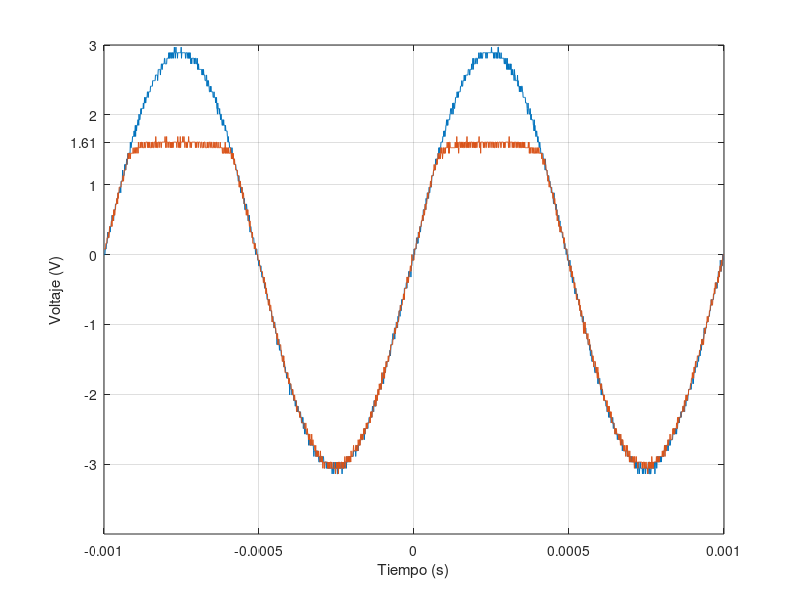

Here is the MATLAB script that generated this plot:
t=[-1.00E-03
-9.99E-04
-9.98E-04
-9.97E-04
-9.96E-04
-9.95E-04
-9.94E-04
-9.93E-04
-9.92E-04
-9.91E-04
-9.90E-04
-9.89E-04
-9.88E-04
-9.87E-04
-9.86E-04
-9.85E-04
-9.84E-04
-9.83E-04
-9.82E-04
-9.81E-04
-9.80E-04
-9.79E-04
-9.78E-04
-9.77E-04
-9.76E-04
-9.75E-04
-9.74E-04
-9.73E-04
-9.72E-04
-9.71E-04
-9.70E-04
-9.69E-04
-9.68E-04
-9.67E-04
-9.66E-04
-9.65E-04
-9.64E-04
-9.63E-04
-9.62E-04
-9.61E-04
-9.60E-04
-9.59E-04
-9.58E-04
-9.57E-04
-9.56E-04
-9.55E-04
-9.54E-04
-9.53E-04
-9.52E-04
-9.51E-04
-9.50E-04
-9.49E-04
-9.48E-04
-9.47E-04
-9.46E-04
-9.45E-04
-9.44E-04
-9.43E-04
-9.42E-04
-9.41E-04
-9.40E-04
-9.39E-04
-9.38E-04
-9.37E-04
-9.36E-04
-9.35E-04
-9.34E-04
-9.33E-04
-9.32E-04
-9.31E-04
-9.30E-04
-9.29E-04
-9.28E-04
-9.27E-04
-9.26E-04
-9.25E-04
-9.24E-04
-9.23E-04
-9.22E-04
-9.21E-04
-9.20E-04
-9.19E-04
-9.18E-04
-9.17E-04
-9.16E-04
-9.15E-04
-9.14E-04
-9.13E-04
-9.12E-04
-9.11E-04
-9.10E-04
-9.09E-04
-9.08E-04
-9.07E-04
-9.06E-04
-9.05E-04
-9.04E-04
-9.03E-04
-9.02E-04
-9.01E-04
-9.00E-04
-8.99E-04
-8.98E-04
-8.97E-04
-8.96E-04
-8.95E-04
-8.94E-04
-8.93E-04
-8.92E-04
-8.91E-04
-8.90E-04
-8.89E-04
-8.88E-04
-8.87E-04
-8.86E-04
-8.85E-04
-8.84E-04
-8.83E-04
-8.82E-04
-8.81E-04
-8.80E-04
-8.79E-04
-8.78E-04
-8.77E-04
-8.76E-04
-8.75E-04
-8.74E-04
-8.73E-04
-8.72E-04
-8.71E-04
-8.70E-04
-8.69E-04
-8.68E-04
-8.67E-04
-8.66E-04
-8.65E-04
-8.64E-04
-8.63E-04
-8.62E-04
-8.61E-04
-8.60E-04
-8.59E-04
-8.58E-04
-8.57E-04
-8.56E-04
-8.55E-04
-8.54E-04
-8.53E-04
-8.52E-04
-8.51E-04
-8.50E-04
-8.49E-04
-8.48E-04
-8.47E-04
-8.46E-04
-8.45E-04
-8.44E-04
-8.43E-04
-8.42E-04
-8.41E-04
-8.40E-04
-8.39E-04
-8.38E-04
-8.37E-04
-8.36E-04
-8.35E-04
-8.34E-04
-8.33E-04
-8.32E-04
-8.31E-04
-8.30E-04
-8.29E-04
-8.28E-04
-8.27E-04
-8.26E-04
-8.25E-04
-8.24E-04
-8.23E-04
-8.22E-04
-8.21E-04
-8.20E-04
-8.19E-04
-8.18E-04
-8.17E-04
-8.16E-04
-8.15E-04
-8.14E-04
-8.13E-04
-8.12E-04
-8.11E-04
-8.10E-04
-8.09E-04
-8.08E-04
-8.07E-04
-8.06E-04
-8.05E-04
-8.04E-04
-8.03E-04
-8.02E-04
-8.01E-04
-8.00E-04
-7.99E-04
-7.98E-04
-7.97E-04
-7.96E-04
-7.95E-04
-7.94E-04
-7.93E-04
-7.92E-04
-7.91E-04
-7.90E-04
-7.89E-04
-7.88E-04
-7.87E-04
-7.86E-04
-7.85E-04
-7.84E-04
-7.83E-04
-7.82E-04
-7.81E-04
-7.80E-04
-7.79E-04
-7.78E-04
-7.77E-04
-7.76E-04
-7.75E-04
-7.74E-04
-7.73E-04
-7.72E-04
-7.71E-04
-7.70E-04
-7.69E-04
-7.68E-04
-7.67E-04
-7.66E-04
-7.65E-04
-7.64E-04
-7.63E-04
-7.62E-04
-7.61E-04
-7.60E-04
-7.59E-04
-7.58E-04
-7.57E-04
-7.56E-04
-7.55E-04
-7.54E-04
-7.53E-04
-7.52E-04
-7.51E-04
-7.50E-04
-7.49E-04
-7.48E-04
-7.47E-04
-7.46E-04
-7.45E-04
-7.44E-04
-7.43E-04
-7.42E-04
-7.41E-04
-7.40E-04
-7.39E-04
-7.38E-04
-7.37E-04
-7.36E-04
-7.35E-04
-7.34E-04
-7.33E-04
-7.32E-04
-7.31E-04
-7.30E-04
-7.29E-04
-7.28E-04
-7.27E-04
-7.26E-04
-7.25E-04
-7.24E-04
-7.23E-04
-7.22E-04
-7.21E-04
-7.20E-04
-7.19E-04
-7.18E-04
-7.17E-04
-7.16E-04
-7.15E-04
-7.14E-04
-7.13E-04
-7.12E-04
-7.11E-04
-7.10E-04
-7.09E-04
-7.08E-04
-7.07E-04
-7.06E-04
-7.05E-04
-7.04E-04
-7.03E-04
-7.02E-04
-7.01E-04
-7.00E-04
-6.99E-04
-6.98E-04
-6.97E-04
-6.96E-04
-6.95E-04
-6.94E-04
-6.93E-04
-6.92E-04
-6.91E-04
-6.90E-04
-6.89E-04
-6.88E-04
-6.87E-04
-6.86E-04
-6.85E-04
-6.84E-04
-6.83E-04
-6.82E-04
-6.81E-04
-6.80E-04
-6.79E-04
-6.78E-04
-6.77E-04
-6.76E-04
-6.75E-04
-6.74E-04
-6.73E-04
-6.72E-04
-6.71E-04
-6.70E-04
-6.69E-04
-6.68E-04
-6.67E-04
-6.66E-04
-6.65E-04
-6.64E-04
-6.63E-04
-6.62E-04
-6.61E-04
-6.60E-04
-6.59E-04
-6.58E-04
-6.57E-04
-6.56E-04
-6.55E-04
-6.54E-04
-6.53E-04
-6.52E-04
-6.51E-04
-6.50E-04
-6.49E-04
-6.48E-04
-6.47E-04
-6.46E-04
-6.45E-04
-6.44E-04
-6.43E-04
-6.42E-04
-6.41E-04
-6.40E-04
-6.39E-04
-6.38E-04
-6.37E-04
-6.36E-04
-6.35E-04
-6.34E-04
-6.33E-04
-6.32E-04
-6.31E-04
-6.30E-04
-6.29E-04
-6.28E-04
-6.27E-04
-6.26E-04
-6.25E-04
-6.24E-04
-6.23E-04
-6.22E-04
-6.21E-04
-6.20E-04
-6.19E-04
-6.18E-04
-6.17E-04
-6.16E-04
-6.15E-04
-6.14E-04
-6.13E-04
-6.12E-04
-6.11E-04
-6.10E-04
-6.09E-04
-6.08E-04
-6.07E-04
-6.06E-04
-6.05E-04
-6.04E-04
-6.03E-04
-6.02E-04
-6.01E-04
-6.00E-04
-5.99E-04
-5.98E-04
-5.97E-04
-5.96E-04
-5.95E-04
-5.94E-04
-5.93E-04
-5.92E-04
-5.91E-04
-5.90E-04
-5.89E-04
-5.88E-04
-5.87E-04
-5.86E-04
-5.85E-04
-5.84E-04
-5.83E-04
-5.82E-04
-5.81E-04
-5.80E-04
-5.79E-04
-5.78E-04
-5.77E-04
-5.76E-04
-5.75E-04
-5.74E-04
-5.73E-04
-5.72E-04
-5.71E-04
-5.70E-04
-5.69E-04
-5.68E-04
-5.67E-04
-5.66E-04
-5.65E-04
-5.64E-04
-5.63E-04
-5.62E-04
-5.61E-04
-5.60E-04
-5.59E-04
-5.58E-04
-5.57E-04
-5.56E-04
-5.55E-04
-5.54E-04
-5.53E-04
-5.52E-04
-5.51E-04
-5.50E-04
-5.49E-04
-5.48E-04
-5.47E-04
-5.46E-04
-5.45E-04
-5.44E-04
-5.43E-04
-5.42E-04
-5.41E-04
-5.40E-04
-5.39E-04
-5.38E-04
-5.37E-04
-5.36E-04
-5.35E-04
-5.34E-04
-5.33E-04
-5.32E-04
-5.31E-04
-5.30E-04
-5.29E-04
-5.28E-04
-5.27E-04
-5.26E-04
-5.25E-04
-5.24E-04
-5.23E-04
-5.22E-04
-5.21E-04
-5.20E-04
-5.19E-04
-5.18E-04
-5.17E-04
-5.16E-04
-5.15E-04
-5.14E-04
-5.13E-04
-5.12E-04
-5.11E-04
-5.10E-04
-5.09E-04
-5.08E-04
-5.07E-04
-5.06E-04
-5.05E-04
-5.04E-04
-5.03E-04
-5.02E-04
-5.01E-04
-5.00E-04
-4.99E-04
-4.98E-04
-4.97E-04
-4.96E-04
-4.95E-04
-4.94E-04
-4.93E-04
-4.92E-04
-4.91E-04
-4.90E-04
-4.89E-04
-4.88E-04
-4.87E-04
-4.86E-04
-4.85E-04
-4.84E-04
-4.83E-04
-4.82E-04
-4.81E-04
-4.80E-04
-4.79E-04
-4.78E-04
-4.77E-04
-4.76E-04
-4.75E-04
-4.74E-04
-4.73E-04
-4.72E-04
-4.71E-04
-4.70E-04
-4.69E-04
-4.68E-04
-4.67E-04
-4.66E-04
-4.65E-04
-4.64E-04
-4.63E-04
-4.62E-04
-4.61E-04
-4.60E-04
-4.59E-04
-4.58E-04
-4.57E-04
-4.56E-04
-4.55E-04
-4.54E-04
-4.53E-04
-4.52E-04
-4.51E-04
-4.50E-04
-4.49E-04
-4.48E-04
-4.47E-04
-4.46E-04
-4.45E-04
-4.44E-04
-4.43E-04
-4.42E-04
-4.41E-04
-4.40E-04
-4.39E-04
-4.38E-04
-4.37E-04
-4.36E-04
-4.35E-04
-4.34E-04
-4.33E-04
-4.32E-04
-4.31E-04
-4.30E-04
-4.29E-04
-4.28E-04
-4.27E-04
-4.26E-04
-4.25E-04
-4.24E-04
-4.23E-04
-4.22E-04
-4.21E-04
-4.20E-04
-4.19E-04
-4.18E-04
-4.17E-04
-4.16E-04
-4.15E-04
-4.14E-04
-4.13E-04
-4.12E-04
-4.11E-04
-4.10E-04
-4.09E-04
-4.08E-04
-4.07E-04
-4.06E-04
-4.05E-04
-4.04E-04
-4.03E-04
-4.02E-04
-4.01E-04
-4.00E-04
-3.99E-04
-3.98E-04
-3.97E-04
-3.96E-04
-3.95E-04
-3.94E-04
-3.93E-04
-3.92E-04
-3.91E-04
-3.90E-04
-3.89E-04
-3.88E-04
-3.87E-04
-3.86E-04
-3.85E-04
-3.84E-04
-3.83E-04
-3.82E-04
-3.81E-04
-3.80E-04
-3.79E-04
-3.78E-04
-3.77E-04
-3.76E-04
-3.75E-04
-3.74E-04
-3.73E-04
-3.72E-04
-3.71E-04
-3.70E-04
-3.69E-04
-3.68E-04
-3.67E-04
-3.66E-04
-3.65E-04
-3.64E-04
-3.63E-04
-3.62E-04
-3.61E-04
-3.60E-04
-3.59E-04
-3.58E-04
-3.57E-04
-3.56E-04
-3.55E-04
-3.54E-04
-3.53E-04
-3.52E-04
-3.51E-04
-3.50E-04
-3.49E-04
-3.48E-04
-3.47E-04
-3.46E-04
-3.45E-04
-3.44E-04
-3.43E-04
-3.42E-04
-3.41E-04
-3.40E-04
-3.39E-04
-3.38E-04
-3.37E-04
-3.36E-04
-3.35E-04
-3.34E-04
-3.33E-04
-3.32E-04
-3.31E-04
-3.30E-04
-3.29E-04
-3.28E-04
-3.27E-04
-3.26E-04
-3.25E-04
-3.24E-04
-3.23E-04
-3.22E-04
-3.21E-04
-3.20E-04
-3.19E-04
-3.18E-04
-3.17E-04
-3.16E-04
-3.15E-04
-3.14E-04
-3.13E-04
-3.12E-04
-3.11E-04
-3.10E-04
-3.09E-04
-3.08E-04
-3.07E-04
-3.06E-04
-3.05E-04
-3.04E-04
-3.03E-04
-3.02E-04
-3.01E-04
-3.00E-04
-2.99E-04
-2.98E-04
-2.97E-04
-2.96E-04
-2.95E-04
-2.94E-04
-2.93E-04
-2.92E-04
-2.91E-04
-2.90E-04
-2.89E-04
-2.88E-04
-2.87E-04
-2.86E-04
-2.85E-04
-2.84E-04
-2.83E-04
-2.82E-04
-2.81E-04
-2.80E-04
-2.79E-04
-2.78E-04
-2.77E-04
-2.76E-04
-2.75E-04
-2.74E-04
-2.73E-04
-2.72E-04
-2.71E-04
-2.70E-04
-2.69E-04
-2.68E-04
-2.67E-04
-2.66E-04
-2.65E-04
-2.64E-04
-2.63E-04
-2.62E-04
-2.61E-04
-2.60E-04
-2.59E-04
-2.58E-04
-2.57E-04
-2.56E-04
-2.55E-04
-2.54E-04
-2.53E-04
-2.52E-04
-2.51E-04
-2.50E-04
-2.49E-04
-2.48E-04
-2.47E-04
-2.46E-04
-2.45E-04
-2.44E-04
-2.43E-04
-2.42E-04
-2.41E-04
-2.40E-04
-2.39E-04
-2.38E-04
-2.37E-04
-2.36E-04
-2.35E-04
-2.34E-04
-2.33E-04
-2.32E-04
-2.31E-04
-2.30E-04
-2.29E-04
-2.28E-04
-2.27E-04
-2.26E-04
-2.25E-04
-2.24E-04
-2.23E-04
-2.22E-04
-2.21E-04
-2.20E-04
-2.19E-04
-2.18E-04
-2.17E-04
-2.16E-04
-2.15E-04
-2.14E-04
-2.13E-04
-2.12E-04
-2.11E-04
-2.10E-04
-2.09E-04
-2.08E-04
-2.07E-04
-2.06E-04
-2.05E-04
-2.04E-04
-2.03E-04
-2.02E-04
-2.01E-04
-2.00E-04
-1.99E-04
-1.98E-04
-1.97E-04
-1.96E-04
-1.95E-04
-1.94E-04
-1.93E-04
-1.92E-04
-1.91E-04
-1.90E-04
-1.89E-04
-1.88E-04
-1.87E-04
-1.86E-04
-1.85E-04
-1.84E-04
-1.83E-04
-1.82E-04
-1.81E-04
-1.80E-04
-1.79E-04
-1.78E-04
-1.77E-04
-1.76E-04
-1.75E-04
-1.74E-04
-1.73E-04
-1.72E-04
-1.71E-04
-1.70E-04
-1.69E-04
-1.68E-04
-1.67E-04
-1.66E-04
-1.65E-04
-1.64E-04
-1.63E-04
-1.62E-04
-1.61E-04
-1.60E-04
-1.59E-04
-1.58E-04
-1.57E-04
-1.56E-04
-1.55E-04
-1.54E-04
-1.53E-04
-1.52E-04
-1.51E-04
-1.50E-04
-1.49E-04
-1.48E-04
-1.47E-04
-1.46E-04
-1.45E-04
-1.44E-04
-1.43E-04
-1.42E-04
-1.41E-04
-1.40E-04
-1.39E-04
-1.38E-04
-1.37E-04
-1.36E-04
-1.35E-04
-1.34E-04
-1.33E-04
-1.32E-04
-1.31E-04
-1.30E-04
-1.29E-04
-1.28E-04
-1.27E-04
-1.26E-04
-1.25E-04
-1.24E-04
-1.23E-04
-1.22E-04
-1.21E-04
-1.20E-04
-1.19E-04
-1.18E-04
-1.17E-04
-1.16E-04
-1.15E-04
-1.14E-04
-1.13E-04
-1.12E-04
-1.11E-04
-1.10E-04
-1.09E-04
-1.08E-04
-1.07E-04
-1.06E-04
-1.05E-04
-1.04E-04
-1.03E-04
-1.02E-04
-1.01E-04
-1.00E-04
-9.90E-05
-9.80E-05
-9.70E-05
-9.60E-05
-9.50E-05
-9.40E-05
-9.30E-05
-9.20E-05
-9.10E-05
-9.00E-05
-8.90E-05
-8.80E-05
-8.70E-05
-8.60E-05
-8.50E-05
-8.40E-05
-8.30E-05
-8.20E-05
-8.10E-05
-8.00E-05
-7.90E-05
-7.80E-05
-7.70E-05
-7.60E-05
-7.50E-05
-7.40E-05
-7.30E-05
-7.20E-05
-7.10E-05
-7.00E-05
-6.90E-05
-6.80E-05
-6.70E-05
-6.60E-05
-6.50E-05
-6.40E-05
-6.30E-05
-6.20E-05
-6.10E-05
-6.00E-05
-5.90E-05
-5.80E-05
-5.70E-05
-5.60E-05
-5.50E-05
-5.40E-05
-5.30E-05
-5.20E-05
-5.10E-05
-5.00E-05
-4.90E-05
-4.80E-05
-4.70E-05
-4.60E-05
-4.50E-05
-4.40E-05
-4.30E-05
-4.20E-05
-4.10E-05
-4.00E-05
-3.90E-05
-3.80E-05
-3.70E-05
-3.60E-05
-3.50E-05
-3.40E-05
-3.30E-05
-3.20E-05
-3.10E-05
-3.00E-05
-2.90E-05
-2.80E-05
-2.70E-05
-2.60E-05
-2.50E-05
-2.40E-05
-2.30E-05
-2.20E-05
-2.10E-05
-2.00E-05
-1.90E-05
-1.80E-05
-1.70E-05
-1.60E-05
-1.50E-05
-1.40E-05
-1.30E-05
-1.20E-05
-1.10E-05
-1.00E-05
-9.00E-06
-8.00E-06
-7.00E-06
-6.00E-06
-5.00E-06
-4.00E-06
-3.00E-06
-2.00E-06
-1.00E-06
0.00E+00
1.00E-06
2.00E-06
3.00E-06
4.00E-06
5.00E-06
6.00E-06
7.00E-06
8.00E-06
9.00E-06
1.00E-05
1.10E-05
1.20E-05
1.30E-05
1.40E-05
1.50E-05
1.60E-05
1.70E-05
1.80E-05
1.90E-05
2.00E-05
2.10E-05
2.20E-05
2.30E-05
2.40E-05
2.50E-05
2.60E-05
2.70E-05
2.80E-05
2.90E-05
3.00E-05
3.10E-05
3.20E-05
3.30E-05
3.40E-05
3.50E-05
3.60E-05
3.70E-05
3.80E-05
3.90E-05
4.00E-05
4.10E-05
4.20E-05
4.30E-05
4.40E-05
4.50E-05
4.60E-05
4.70E-05
4.80E-05
4.90E-05
5.00E-05
5.10E-05
5.20E-05
5.30E-05
5.40E-05
5.50E-05
5.60E-05
5.70E-05
5.80E-05
5.90E-05
6.00E-05
6.10E-05
6.20E-05
6.30E-05
6.40E-05
6.50E-05
6.60E-05
6.70E-05
6.80E-05
6.90E-05
7.00E-05
7.10E-05
7.20E-05
7.30E-05
7.40E-05
7.50E-05
7.60E-05
7.70E-05
7.80E-05
7.90E-05
8.00E-05
8.10E-05
8.20E-05
8.30E-05
8.40E-05
8.50E-05
8.60E-05
8.70E-05
8.80E-05
8.90E-05
9.00E-05
9.10E-05
9.20E-05
9.30E-05
9.40E-05
9.50E-05
9.60E-05
9.70E-05
9.80E-05
9.90E-05
1.00E-04
1.01E-04
1.02E-04
1.03E-04
1.04E-04
1.05E-04
1.06E-04
1.07E-04
1.08E-04
1.09E-04
1.10E-04
1.11E-04
1.12E-04
1.13E-04
1.14E-04
1.15E-04
1.16E-04
1.17E-04
1.18E-04
1.19E-04
1.20E-04
1.21E-04
1.22E-04
1.23E-04
1.24E-04
1.25E-04
1.26E-04
1.27E-04
1.28E-04
1.29E-04
1.30E-04
1.31E-04
1.32E-04
1.33E-04
1.34E-04
1.35E-04
1.36E-04
1.37E-04
1.38E-04
1.39E-04
1.40E-04
1.41E-04
1.42E-04
1.43E-04
1.44E-04
1.45E-04
1.46E-04
1.47E-04
1.48E-04
1.49E-04
1.50E-04
1.51E-04
1.52E-04
1.53E-04
1.54E-04
1.55E-04
1.56E-04
1.57E-04
1.58E-04
1.59E-04
1.60E-04
1.61E-04
1.62E-04
1.63E-04
1.64E-04
1.65E-04
1.66E-04
1.67E-04
1.68E-04
1.69E-04
1.70E-04
1.71E-04
1.72E-04
1.73E-04
1.74E-04
1.75E-04
1.76E-04
1.77E-04
1.78E-04
1.79E-04
1.80E-04
1.81E-04
1.82E-04
1.83E-04
1.84E-04
1.85E-04
1.86E-04
1.87E-04
1.88E-04
1.89E-04
1.90E-04
1.91E-04
1.92E-04
1.93E-04
1.94E-04
1.95E-04
1.96E-04
1.97E-04
1.98E-04
1.99E-04
2.00E-04
2.01E-04
2.02E-04
2.03E-04
2.04E-04
2.05E-04
2.06E-04
2.07E-04
2.08E-04
2.09E-04
2.10E-04
2.11E-04
2.12E-04
2.13E-04
2.14E-04
2.15E-04
2.16E-04
2.17E-04
2.18E-04
2.19E-04
2.20E-04
2.21E-04
2.22E-04
2.23E-04
2.24E-04
2.25E-04
2.26E-04
2.27E-04
2.28E-04
2.29E-04
2.30E-04
2.31E-04
2.32E-04
2.33E-04
2.34E-04
2.35E-04
2.36E-04
2.37E-04
2.38E-04
2.39E-04
2.40E-04
2.41E-04
2.42E-04
2.43E-04
2.44E-04
2.45E-04
2.46E-04
2.47E-04
2.48E-04
2.49E-04
2.50E-04
2.51E-04
2.52E-04
2.53E-04
2.54E-04
2.55E-04
2.56E-04
2.57E-04
2.58E-04
2.59E-04
2.60E-04
2.61E-04
2.62E-04
2.63E-04
2.64E-04
2.65E-04
2.66E-04
2.67E-04
2.68E-04
2.69E-04
2.70E-04
2.71E-04
2.72E-04
2.73E-04
2.74E-04
2.75E-04
2.76E-04
2.77E-04
2.78E-04
2.79E-04
2.80E-04
2.81E-04
2.82E-04
2.83E-04
2.84E-04
2.85E-04
2.86E-04
2.87E-04
2.88E-04
2.89E-04
2.90E-04
2.91E-04
2.92E-04
2.93E-04
2.94E-04
2.95E-04
2.96E-04
2.97E-04
2.98E-04
2.99E-04
3.00E-04
3.01E-04
3.02E-04
3.03E-04
3.04E-04
3.05E-04
3.06E-04
3.07E-04
3.08E-04
3.09E-04
3.10E-04
3.11E-04
3.12E-04
3.13E-04
3.14E-04
3.15E-04
3.16E-04
3.17E-04
3.18E-04
3.19E-04
3.20E-04
3.21E-04
3.22E-04
3.23E-04
3.24E-04
3.25E-04
3.26E-04
3.27E-04
3.28E-04
3.29E-04
3.30E-04
3.31E-04
3.32E-04
3.33E-04
3.34E-04
3.35E-04
3.36E-04
3.37E-04
3.38E-04
3.39E-04
3.40E-04
3.41E-04
3.42E-04
3.43E-04
3.44E-04
3.45E-04
3.46E-04
3.47E-04
3.48E-04
3.49E-04
3.50E-04
3.51E-04
3.52E-04
3.53E-04
3.54E-04
3.55E-04
3.56E-04
3.57E-04
3.58E-04
3.59E-04
3.60E-04
3.61E-04
3.62E-04
3.63E-04
3.64E-04
3.65E-04
3.66E-04
3.67E-04
3.68E-04
3.69E-04
3.70E-04
3.71E-04
3.72E-04
3.73E-04
3.74E-04
3.75E-04
3.76E-04
3.77E-04
3.78E-04
3.79E-04
3.80E-04
3.81E-04
3.82E-04
3.83E-04
3.84E-04
3.85E-04
3.86E-04
3.87E-04
3.88E-04
3.89E-04
3.90E-04
3.91E-04
3.92E-04
3.93E-04
3.94E-04
3.95E-04
3.96E-04
3.97E-04
3.98E-04
3.99E-04
4.00E-04
4.01E-04
4.02E-04
4.03E-04
4.04E-04
4.05E-04
4.06E-04
4.07E-04
4.08E-04
4.09E-04
4.10E-04
4.11E-04
4.12E-04
4.13E-04
4.14E-04
4.15E-04
4.16E-04
4.17E-04
4.18E-04
4.19E-04
4.20E-04
4.21E-04
4.22E-04
4.23E-04
4.24E-04
4.25E-04
4.26E-04
4.27E-04
4.28E-04
4.29E-04
4.30E-04
4.31E-04
4.32E-04
4.33E-04
4.34E-04
4.35E-04
4.36E-04
4.37E-04
4.38E-04
4.39E-04
4.40E-04
4.41E-04
4.42E-04
4.43E-04
4.44E-04
4.45E-04
4.46E-04
4.47E-04
4.48E-04
4.49E-04
4.50E-04
4.51E-04
4.52E-04
4.53E-04
4.54E-04
4.55E-04
4.56E-04
4.57E-04
4.58E-04
4.59E-04
4.60E-04
4.61E-04
4.62E-04
4.63E-04
4.64E-04
4.65E-04
4.66E-04
4.67E-04
4.68E-04
4.69E-04
4.70E-04
4.71E-04
4.72E-04
4.73E-04
4.74E-04
4.75E-04
4.76E-04
4.77E-04
4.78E-04
4.79E-04
4.80E-04
4.81E-04
4.82E-04
4.83E-04
4.84E-04
4.85E-04
4.86E-04
4.87E-04
4.88E-04
4.89E-04
4.90E-04
4.91E-04
4.92E-04
4.93E-04
4.94E-04
4.95E-04
4.96E-04
4.97E-04
4.98E-04
4.99E-04
5.00E-04
5.01E-04
5.02E-04
5.03E-04
5.04E-04
5.05E-04
5.06E-04
5.07E-04
5.08E-04
5.09E-04
5.10E-04
5.11E-04
5.12E-04
5.13E-04
5.14E-04
5.15E-04
5.16E-04
5.17E-04
5.18E-04
5.19E-04
5.20E-04
5.21E-04
5.22E-04
5.23E-04
5.24E-04
5.25E-04
5.26E-04
5.27E-04
5.28E-04
5.29E-04
5.30E-04
5.31E-04
5.32E-04
5.33E-04
5.34E-04
5.35E-04
5.36E-04
5.37E-04
5.38E-04
5.39E-04
5.40E-04
5.41E-04
5.42E-04
5.43E-04
5.44E-04
5.45E-04
5.46E-04
5.47E-04
5.48E-04
5.49E-04
5.50E-04
5.51E-04
5.52E-04
5.53E-04
5.54E-04
5.55E-04
5.56E-04
5.57E-04
5.58E-04
5.59E-04
5.60E-04
5.61E-04
5.62E-04
5.63E-04
5.64E-04
5.65E-04
5.66E-04
5.67E-04
5.68E-04
5.69E-04
5.70E-04
5.71E-04
5.72E-04
5.73E-04
5.74E-04
5.75E-04
5.76E-04
5.77E-04
5.78E-04
5.79E-04
5.80E-04
5.81E-04
5.82E-04
5.83E-04
5.84E-04
5.85E-04
5.86E-04
5.87E-04
5.88E-04
5.89E-04
5.90E-04
5.91E-04
5.92E-04
5.93E-04
5.94E-04
5.95E-04
5.96E-04
5.97E-04
5.98E-04
5.99E-04
6.00E-04
6.01E-04
6.02E-04
6.03E-04
6.04E-04
6.05E-04
6.06E-04
6.07E-04
6.08E-04
6.09E-04
6.10E-04
6.11E-04
6.12E-04
6.13E-04
6.14E-04
6.15E-04
6.16E-04
6.17E-04
6.18E-04
6.19E-04
6.20E-04
6.21E-04
6.22E-04
6.23E-04
6.24E-04
6.25E-04
6.26E-04
6.27E-04
6.28E-04
6.29E-04
6.30E-04
6.31E-04
6.32E-04
6.33E-04
6.34E-04
6.35E-04
6.36E-04
6.37E-04
6.38E-04
6.39E-04
6.40E-04
6.41E-04
6.42E-04
6.43E-04
6.44E-04
6.45E-04
6.46E-04
6.47E-04
6.48E-04
6.49E-04
6.50E-04
6.51E-04
6.52E-04
6.53E-04
6.54E-04
6.55E-04
6.56E-04
6.57E-04
6.58E-04
6.59E-04
6.60E-04
6.61E-04
6.62E-04
6.63E-04
6.64E-04
6.65E-04
6.66E-04
6.67E-04
6.68E-04
6.69E-04
6.70E-04
6.71E-04
6.72E-04
6.73E-04
6.74E-04
6.75E-04
6.76E-04
6.77E-04
6.78E-04
6.79E-04
6.80E-04
6.81E-04
6.82E-04
6.83E-04
6.84E-04
6.85E-04
6.86E-04
6.87E-04
6.88E-04
6.89E-04
6.90E-04
6.91E-04
6.92E-04
6.93E-04
6.94E-04
6.95E-04
6.96E-04
6.97E-04
6.98E-04
6.99E-04
7.00E-04
7.01E-04
7.02E-04
7.03E-04
7.04E-04
7.05E-04
7.06E-04
7.07E-04
7.08E-04
7.09E-04
7.10E-04
7.11E-04
7.12E-04
7.13E-04
7.14E-04
7.15E-04
7.16E-04
7.17E-04
7.18E-04
7.19E-04
7.20E-04
7.21E-04
7.22E-04
7.23E-04
7.24E-04
7.25E-04
7.26E-04
7.27E-04
7.28E-04
7.29E-04
7.30E-04
7.31E-04
7.32E-04
7.33E-04
7.34E-04
7.35E-04
7.36E-04
7.37E-04
7.38E-04
7.39E-04
7.40E-04
7.41E-04
7.42E-04
7.43E-04
7.44E-04
7.45E-04
7.46E-04
7.47E-04
7.48E-04
7.49E-04
7.50E-04
7.51E-04
7.52E-04
7.53E-04
7.54E-04
7.55E-04
7.56E-04
7.57E-04
7.58E-04
7.59E-04
7.60E-04
7.61E-04
7.62E-04
7.63E-04
7.64E-04
7.65E-04
7.66E-04
7.67E-04
7.68E-04
7.69E-04
7.70E-04
7.71E-04
7.72E-04
7.73E-04
7.74E-04
7.75E-04
7.76E-04
7.77E-04
7.78E-04
7.79E-04
7.80E-04
7.81E-04
7.82E-04
7.83E-04
7.84E-04
7.85E-04
7.86E-04
7.87E-04
7.88E-04
7.89E-04
7.90E-04
7.91E-04
7.92E-04
7.93E-04
7.94E-04
7.95E-04
7.96E-04
7.97E-04
7.98E-04
7.99E-04
8.00E-04
8.01E-04
8.02E-04
8.03E-04
8.04E-04
8.05E-04
8.06E-04
8.07E-04
8.08E-04
8.09E-04
8.10E-04
8.11E-04
8.12E-04
8.13E-04
8.14E-04
8.15E-04
8.16E-04
8.17E-04
8.18E-04
8.19E-04
8.20E-04
8.21E-04
8.22E-04
8.23E-04
8.24E-04
8.25E-04
8.26E-04
8.27E-04
8.28E-04
8.29E-04
8.30E-04
8.31E-04
8.32E-04
8.33E-04
8.34E-04
8.35E-04
8.36E-04
8.37E-04
8.38E-04
8.39E-04
8.40E-04
8.41E-04
8.42E-04
8.43E-04
8.44E-04
8.45E-04
8.46E-04
8.47E-04
8.48E-04
8.49E-04
8.50E-04
8.51E-04
8.52E-04
8.53E-04
8.54E-04
8.55E-04
8.56E-04
8.57E-04
8.58E-04
8.59E-04
8.60E-04
8.61E-04
8.62E-04
8.63E-04
8.64E-04
8.65E-04
8.66E-04
8.67E-04
8.68E-04
8.69E-04
8.70E-04
8.71E-04
8.72E-04
8.73E-04
8.74E-04
8.75E-04
8.76E-04
8.77E-04
8.78E-04
8.79E-04
8.80E-04
8.81E-04
8.82E-04
8.83E-04
8.84E-04
8.85E-04
8.86E-04
8.87E-04
8.88E-04
8.89E-04
8.90E-04
8.91E-04
8.92E-04
8.93E-04
8.94E-04
8.95E-04
8.96E-04
8.97E-04
8.98E-04
8.99E-04
9.00E-04
9.01E-04
9.02E-04
9.03E-04
9.04E-04
9.05E-04
9.06E-04
9.07E-04
9.08E-04
9.09E-04
9.10E-04
9.11E-04
9.12E-04
9.13E-04
9.14E-04
9.15E-04
9.16E-04
9.17E-04
9.18E-04
9.19E-04
9.20E-04
9.21E-04
9.22E-04
9.23E-04
9.24E-04
9.25E-04
9.26E-04
9.27E-04
9.28E-04
9.29E-04
9.30E-04
9.31E-04
9.32E-04
9.33E-04
9.34E-04
9.35E-04
9.36E-04
9.37E-04
9.38E-04
9.39E-04
9.40E-04
9.41E-04
9.42E-04
9.43E-04
9.44E-04
9.45E-04
9.46E-04
9.47E-04
9.48E-04
9.49E-04
9.50E-04
9.51E-04
9.52E-04
9.53E-04
9.54E-04
9.55E-04
9.56E-04
9.57E-04
9.58E-04
9.59E-04
9.60E-04
9.61E-04
9.62E-04
9.63E-04
9.64E-04
9.65E-04
9.66E-04
9.67E-04
9.68E-04
9.69E-04
9.70E-04
9.71E-04
9.72E-04
9.73E-04
9.74E-04
9.75E-04
9.76E-04
9.77E-04
9.78E-04
9.79E-04
9.80E-04
9.81E-04
9.82E-04
9.83E-04
9.84E-04
9.85E-04
9.86E-04
9.87E-04
9.88E-04
9.89E-04
9.90E-04
9.91E-04
9.92E-04
9.93E-04
9.94E-04
9.95E-04
9.96E-04
9.97E-04
9.98E-04
9.99E-04];
x=[0.00E+00
0.00E+00
0.00E+00
0.00E+00
8.04E-02
8.04E-02
8.04E-02
8.04E-02
1.61E-01
1.61E-01
1.61E-01
2.41E-01
3.22E-01
2.41E-01
2.41E-01
2.41E-01
3.22E-01
3.22E-01
3.22E-01
4.02E-01
3.22E-01
4.02E-01
4.02E-01
4.02E-01
4.82E-01
4.82E-01
5.63E-01
4.82E-01
4.82E-01
5.63E-01
5.63E-01
4.82E-01
5.63E-01
5.63E-01
6.43E-01
6.43E-01
6.43E-01
7.24E-01
7.24E-01
7.24E-01
7.24E-01
7.24E-01
8.04E-01
8.04E-01
8.04E-01
8.84E-01
8.84E-01
8.84E-01
8.84E-01
8.84E-01
8.84E-01
9.65E-01
9.65E-01
9.65E-01
8.84E-01
1.05E+00
1.05E+00
1.05E+00
1.05E+00
1.05E+00
1.21E+00
1.13E+00
1.13E+00
1.13E+00
1.13E+00
1.13E+00
1.21E+00
1.29E+00
1.21E+00
1.29E+00
1.21E+00
1.29E+00
1.29E+00
1.37E+00
1.29E+00
1.29E+00
1.37E+00
1.45E+00
1.37E+00
1.45E+00
1.45E+00
1.45E+00
1.45E+00
1.45E+00
1.45E+00
1.61E+00
1.53E+00
1.53E+00
1.53E+00
1.61E+00
1.61E+00
1.61E+00
1.69E+00
1.69E+00
1.69E+00
1.69E+00
1.69E+00
1.77E+00
1.69E+00
1.77E+00
1.77E+00
1.85E+00
1.69E+00
1.85E+00
1.85E+00
1.77E+00
1.85E+00
1.85E+00
1.85E+00
1.93E+00
1.93E+00
1.93E+00
1.85E+00
2.01E+00
1.93E+00
1.93E+00
1.93E+00
2.01E+00
2.01E+00
2.09E+00
2.01E+00
2.09E+00
2.09E+00
2.09E+00
2.09E+00
2.09E+00
2.09E+00
2.17E+00
2.09E+00
2.17E+00
2.17E+00
2.25E+00
2.17E+00
2.25E+00
2.17E+00
2.17E+00
2.25E+00
2.25E+00
2.25E+00
2.25E+00
2.33E+00
2.33E+00
2.25E+00
2.25E+00
2.33E+00
2.33E+00
2.33E+00
2.33E+00
2.33E+00
2.33E+00
2.41E+00
2.41E+00
2.41E+00
2.41E+00
2.41E+00
2.41E+00
2.41E+00
2.49E+00
2.49E+00
2.49E+00
2.49E+00
2.49E+00
2.49E+00
2.49E+00
2.49E+00
2.49E+00
2.57E+00
2.57E+00
2.57E+00
2.57E+00
2.57E+00
2.57E+00
2.57E+00
2.49E+00
2.57E+00
2.65E+00
2.65E+00
2.65E+00
2.65E+00
2.65E+00
2.65E+00
2.65E+00
2.57E+00
2.65E+00
2.65E+00
2.73E+00
2.73E+00
2.65E+00
2.65E+00
2.73E+00
2.73E+00
2.73E+00
2.73E+00
2.73E+00
2.73E+00
2.81E+00
2.81E+00
2.73E+00
2.73E+00
2.73E+00
2.73E+00
2.73E+00
2.73E+00
2.81E+00
2.81E+00
2.81E+00
2.81E+00
2.81E+00
2.81E+00
2.89E+00
2.81E+00
2.89E+00
2.81E+00
2.81E+00
2.89E+00
2.89E+00
2.81E+00
2.81E+00
2.89E+00
2.89E+00
2.81E+00
2.89E+00
2.89E+00
2.89E+00
2.81E+00
2.89E+00
2.89E+00
2.97E+00
2.89E+00
2.89E+00
2.81E+00
2.89E+00
2.97E+00
2.89E+00
2.89E+00
2.89E+00
2.89E+00
2.81E+00
2.89E+00
2.89E+00
2.89E+00
2.89E+00
2.89E+00
2.89E+00
2.89E+00
2.89E+00
2.89E+00
2.89E+00
2.89E+00
2.97E+00
2.81E+00
2.89E+00
2.89E+00
2.89E+00
2.89E+00
2.89E+00
2.89E+00
2.89E+00
2.89E+00
2.89E+00
2.89E+00
2.89E+00
2.89E+00
2.81E+00
2.81E+00
2.89E+00
2.89E+00
2.89E+00
2.89E+00
2.89E+00
2.81E+00
2.81E+00
2.81E+00
2.89E+00
2.81E+00
2.89E+00
2.81E+00
2.81E+00
2.89E+00
2.81E+00
2.73E+00
2.81E+00
2.81E+00
2.73E+00
2.81E+00
2.81E+00
2.81E+00
2.81E+00
2.81E+00
2.81E+00
2.81E+00
2.73E+00
2.81E+00
2.73E+00
2.73E+00
2.81E+00
2.81E+00
2.81E+00
2.73E+00
2.73E+00
2.73E+00
2.81E+00
2.65E+00
2.73E+00
2.65E+00
2.73E+00
2.65E+00
2.65E+00
2.65E+00
2.65E+00
2.65E+00
2.65E+00
2.65E+00
2.65E+00
2.65E+00
2.65E+00
2.57E+00
2.65E+00
2.57E+00
2.65E+00
2.57E+00
2.65E+00
2.57E+00
2.57E+00
2.57E+00
2.57E+00
2.49E+00
2.49E+00
2.49E+00
2.49E+00
2.57E+00
2.57E+00
2.41E+00
2.49E+00
2.49E+00
2.41E+00
2.49E+00
2.49E+00
2.41E+00
2.41E+00
2.33E+00
2.33E+00
2.33E+00
2.41E+00
2.33E+00
2.41E+00
2.33E+00
2.33E+00
2.33E+00
2.33E+00
2.33E+00
2.33E+00
2.25E+00
2.25E+00
2.25E+00
2.33E+00
2.25E+00
2.25E+00
2.25E+00
2.25E+00
2.17E+00
2.25E+00
2.17E+00
2.25E+00
2.09E+00
2.09E+00
2.01E+00
2.17E+00
2.09E+00
2.09E+00
2.09E+00
2.09E+00
2.01E+00
2.09E+00
2.01E+00
2.01E+00
1.93E+00
2.01E+00
2.01E+00
1.93E+00
1.93E+00
1.85E+00
1.85E+00
1.93E+00
1.93E+00
1.85E+00
1.93E+00
1.85E+00
1.85E+00
1.85E+00
1.85E+00
1.77E+00
1.85E+00
1.77E+00
1.77E+00
1.77E+00
1.77E+00
1.77E+00
1.69E+00
1.69E+00
1.61E+00
1.69E+00
1.61E+00
1.61E+00
1.61E+00
1.53E+00
1.53E+00
1.53E+00
1.53E+00
1.53E+00
1.53E+00
1.45E+00
1.45E+00
1.53E+00
1.45E+00
1.37E+00
1.37E+00
1.37E+00
1.37E+00
1.37E+00
1.37E+00
1.29E+00
1.29E+00
1.29E+00
1.29E+00
1.29E+00
1.21E+00
1.21E+00
1.21E+00
1.21E+00
1.13E+00
1.13E+00
1.13E+00
1.05E+00
1.05E+00
1.13E+00
1.05E+00
1.05E+00
1.05E+00
1.05E+00
9.65E-01
8.84E-01
9.65E-01
8.84E-01
8.84E-01
9.65E-01
8.84E-01
8.84E-01
8.84E-01
8.04E-01
8.04E-01
8.04E-01
7.24E-01
8.04E-01
6.43E-01
6.43E-01
6.43E-01
7.24E-01
6.43E-01
7.24E-01
7.24E-01
6.43E-01
6.43E-01
5.63E-01
5.63E-01
4.82E-01
5.63E-01
4.82E-01
4.82E-01
5.63E-01
4.02E-01
3.22E-01
4.02E-01
4.02E-01
4.02E-01
3.22E-01
3.22E-01
3.22E-01
2.41E-01
2.41E-01
2.41E-01
2.41E-01
2.41E-01
2.41E-01
1.61E-01
1.61E-01
1.61E-01
1.61E-01
8.04E-02
0.00E+00
8.04E-02
8.04E-02
8.04E-02
8.04E-02
0.00E+00
0.00E+00
-8.04E-02
-8.04E-02
-8.04E-02
-1.61E-01
-1.61E-01
-8.04E-02
-1.61E-01
-1.61E-01
-1.61E-01
-2.41E-01
-1.61E-01
-2.41E-01
-2.41E-01
-3.22E-01
-3.22E-01
-3.22E-01
-3.22E-01
-3.22E-01
-3.22E-01
-4.02E-01
-4.02E-01
-4.02E-01
-4.82E-01
-4.02E-01
-4.82E-01
-4.82E-01
-4.82E-01
-4.82E-01
-5.63E-01
-5.63E-01
-6.43E-01
-6.43E-01
-6.43E-01
-6.43E-01
-6.43E-01
-7.24E-01
-6.43E-01
-7.24E-01
-7.24E-01
-8.04E-01
-8.04E-01
-8.04E-01
-8.04E-01
-8.04E-01
-8.04E-01
-8.84E-01
-8.84E-01
-9.65E-01
-8.84E-01
-8.84E-01
-9.65E-01
-9.65E-01
-1.05E+00
-1.05E+00
-9.65E-01
-9.65E-01
-1.05E+00
-1.05E+00
-1.13E+00
-1.13E+00
-1.13E+00
-1.13E+00
-1.29E+00
-1.21E+00
-1.29E+00
-1.29E+00
-1.29E+00
-1.29E+00
-1.21E+00
-1.29E+00
-1.37E+00
-1.29E+00
-1.37E+00
-1.37E+00
-1.37E+00
-1.37E+00
-1.45E+00
-1.45E+00
-1.45E+00
-1.45E+00
-1.45E+00
-1.45E+00
-1.53E+00
-1.45E+00
-1.61E+00
-1.61E+00
-1.53E+00
-1.61E+00
-1.61E+00
-1.61E+00
-1.69E+00
-1.69E+00
-1.69E+00
-1.77E+00
-1.69E+00
-1.69E+00
-1.77E+00
-1.77E+00
-1.77E+00
-1.77E+00
-1.85E+00
-1.85E+00
-1.85E+00
-2.01E+00
-1.85E+00
-1.85E+00
-1.85E+00
-1.93E+00
-1.93E+00
-1.93E+00
-2.01E+00
-2.01E+00
-1.93E+00
-2.01E+00
-2.01E+00
-2.01E+00
-2.09E+00
-2.01E+00
-2.09E+00
-2.09E+00
-2.09E+00
-2.17E+00
-2.09E+00
-2.17E+00
-2.09E+00
-2.17E+00
-2.17E+00
-2.25E+00
-2.17E+00
-2.25E+00
-2.17E+00
-2.25E+00
-2.25E+00
-2.25E+00
-2.25E+00
-2.25E+00
-2.33E+00
-2.33E+00
-2.25E+00
-2.33E+00
-2.33E+00
-2.41E+00
-2.41E+00
-2.33E+00
-2.41E+00
-2.33E+00
-2.33E+00
-2.49E+00
-2.41E+00
-2.49E+00
-2.41E+00
-2.57E+00
-2.49E+00
-2.49E+00
-2.49E+00
-2.57E+00
-2.57E+00
-2.57E+00
-2.57E+00
-2.57E+00
-2.57E+00
-2.57E+00
-2.57E+00
-2.57E+00
-2.73E+00
-2.65E+00
-2.65E+00
-2.65E+00
-2.73E+00
-2.65E+00
-2.73E+00
-2.73E+00
-2.65E+00
-2.73E+00
-2.73E+00
-2.73E+00
-2.73E+00
-2.73E+00
-2.73E+00
-2.73E+00
-2.81E+00
-2.89E+00
-2.81E+00
-2.81E+00
-2.81E+00
-2.81E+00
-2.81E+00
-2.89E+00
-2.89E+00
-2.81E+00
-2.81E+00
-2.89E+00
-2.81E+00
-2.81E+00
-2.89E+00
-2.89E+00
-2.89E+00
-2.97E+00
-2.97E+00
-2.97E+00
-2.89E+00
-2.97E+00
-2.89E+00
-2.89E+00
-2.97E+00
-2.89E+00
-2.89E+00
-2.97E+00
-2.97E+00
-2.89E+00
-2.89E+00
-2.89E+00
-2.89E+00
-2.97E+00
-2.97E+00
-2.97E+00
-3.06E+00
-2.97E+00
-2.97E+00
-2.97E+00
-2.97E+00
-2.97E+00
-3.06E+00
-2.97E+00
-3.06E+00
-2.97E+00
-2.97E+00
-3.06E+00
-3.06E+00
-3.06E+00
-3.06E+00
-3.06E+00
-2.97E+00
-3.06E+00
-3.06E+00
-3.06E+00
-3.06E+00
-3.06E+00
-2.97E+00
-3.06E+00
-3.14E+00
-3.06E+00
-3.06E+00
-3.06E+00
-2.97E+00
-3.14E+00
-3.06E+00
-3.06E+00
-3.06E+00
-3.06E+00
-2.97E+00
-3.06E+00
-3.06E+00
-3.06E+00
-3.06E+00
-3.06E+00
-2.97E+00
-3.14E+00
-3.14E+00
-3.06E+00
-2.97E+00
-2.97E+00
-3.06E+00
-3.06E+00
-3.06E+00
-2.97E+00
-3.06E+00
-3.06E+00
-3.06E+00
-3.06E+00
-2.97E+00
-3.06E+00
-3.14E+00
-3.06E+00
-2.97E+00
-3.06E+00
-2.97E+00
-3.06E+00
-2.97E+00
-3.06E+00
-2.97E+00
-2.97E+00
-2.97E+00
-2.97E+00
-2.97E+00
-2.97E+00
-3.06E+00
-2.89E+00
-2.97E+00
-2.97E+00
-2.97E+00
-2.97E+00
-2.89E+00
-2.89E+00
-2.97E+00
-2.97E+00
-2.89E+00
-2.89E+00
-2.97E+00
-2.89E+00
-2.89E+00
-2.89E+00
-2.89E+00
-2.89E+00
-2.89E+00
-2.89E+00
-2.89E+00
-2.89E+00
-2.89E+00
-2.81E+00
-2.81E+00
-2.81E+00
-2.81E+00
-2.81E+00
-2.81E+00
-2.81E+00
-2.89E+00
-2.81E+00
-2.73E+00
-2.81E+00
-2.81E+00
-2.81E+00
-2.73E+00
-2.73E+00
-2.81E+00
-2.73E+00
-2.73E+00
-2.73E+00
-2.73E+00
-2.73E+00
-2.65E+00
-2.65E+00
-2.65E+00
-2.65E+00
-2.65E+00
-2.65E+00
-2.57E+00
-2.57E+00
-2.65E+00
-2.65E+00
-2.57E+00
-2.57E+00
-2.57E+00
-2.49E+00
-2.65E+00
-2.49E+00
-2.57E+00
-2.49E+00
-2.49E+00
-2.49E+00
-2.49E+00
-2.49E+00
-2.49E+00
-2.49E+00
-2.41E+00
-2.49E+00
-2.41E+00
-2.41E+00
-2.41E+00
-2.33E+00
-2.33E+00
-2.33E+00
-2.33E+00
-2.33E+00
-2.33E+00
-2.33E+00
-2.33E+00
-2.25E+00
-2.33E+00
-2.25E+00
-2.17E+00
-2.25E+00
-2.25E+00
-2.17E+00
-2.25E+00
-2.09E+00
-2.09E+00
-2.17E+00
-2.17E+00
-2.09E+00
-2.17E+00
-2.17E+00
-2.09E+00
-2.09E+00
-2.09E+00
-2.01E+00
-2.01E+00
-2.01E+00
-2.01E+00
-1.93E+00
-1.93E+00
-1.93E+00
-1.93E+00
-1.93E+00
-1.93E+00
-1.85E+00
-1.85E+00
-1.85E+00
-1.93E+00
-1.85E+00
-1.85E+00
-1.85E+00
-1.77E+00
-1.77E+00
-1.69E+00
-1.77E+00
-1.85E+00
-1.69E+00
-1.77E+00
-1.69E+00
-1.69E+00
-1.69E+00
-1.69E+00
-1.61E+00
-1.61E+00
-1.53E+00
-1.61E+00
-1.53E+00
-1.53E+00
-1.53E+00
-1.53E+00
-1.53E+00
-1.53E+00
-1.45E+00
-1.45E+00
-1.45E+00
-1.37E+00
-1.37E+00
-1.45E+00
-1.37E+00
-1.29E+00
-1.29E+00
-1.29E+00
-1.29E+00
-1.21E+00
-1.21E+00
-1.13E+00
-1.21E+00
-1.21E+00
-1.21E+00
-1.13E+00
-1.05E+00
-1.21E+00
-1.05E+00
-1.13E+00
-1.05E+00
-1.05E+00
-9.65E-01
-1.05E+00
-9.65E-01
-9.65E-01
-1.05E+00
-8.84E-01
-8.84E-01
-9.65E-01
-8.84E-01
-8.04E-01
-8.04E-01
-8.04E-01
-8.84E-01
-7.24E-01
-7.24E-01
-8.04E-01
-8.04E-01
-6.43E-01
-6.43E-01
-6.43E-01
-6.43E-01
-6.43E-01
-6.43E-01
-6.43E-01
-5.63E-01
-6.43E-01
-4.82E-01
-4.82E-01
-4.82E-01
-4.82E-01
-4.82E-01
-4.82E-01
-4.02E-01
-4.02E-01
-4.82E-01
-4.02E-01
-3.22E-01
-4.02E-01
-3.22E-01
-3.22E-01
-2.41E-01
-3.22E-01
-2.41E-01
-2.41E-01
-2.41E-01
-2.41E-01
-2.41E-01
-3.22E-01
-2.41E-01
-1.61E-01
-1.61E-01
-8.04E-02
-8.04E-02
-8.04E-02
0.00E+00
-8.04E-02
0.00E+00
8.04E-02
8.04E-02
0.00E+00
8.04E-02
8.04E-02
8.04E-02
8.04E-02
8.04E-02
2.41E-01
1.61E-01
1.61E-01
1.61E-01
2.41E-01
1.61E-01
3.22E-01
2.41E-01
3.22E-01
3.22E-01
3.22E-01
4.02E-01
4.02E-01
3.22E-01
4.02E-01
4.02E-01
4.82E-01
4.82E-01
4.82E-01
4.82E-01
5.63E-01
4.82E-01
6.43E-01
6.43E-01
6.43E-01
6.43E-01
6.43E-01
6.43E-01
7.24E-01
7.24E-01
6.43E-01
8.04E-01
7.24E-01
8.04E-01
8.04E-01
8.84E-01
8.04E-01
8.84E-01
8.84E-01
8.04E-01
8.84E-01
9.65E-01
8.84E-01
8.84E-01
9.65E-01
9.65E-01
9.65E-01
1.05E+00
9.65E-01
1.05E+00
1.13E+00
1.13E+00
1.13E+00
1.13E+00
1.13E+00
1.21E+00
1.21E+00
1.21E+00
1.21E+00
1.21E+00
1.29E+00
1.29E+00
1.37E+00
1.29E+00
1.29E+00
1.37E+00
1.37E+00
1.37E+00
1.37E+00
1.37E+00
1.45E+00
1.37E+00
1.53E+00
1.45E+00
1.53E+00
1.53E+00
1.45E+00
1.53E+00
1.53E+00
1.61E+00
1.61E+00
1.61E+00
1.61E+00
1.61E+00
1.61E+00
1.69E+00
1.69E+00
1.69E+00
1.77E+00
1.69E+00
1.77E+00
1.77E+00
1.69E+00
1.77E+00
1.77E+00
1.85E+00
1.85E+00
1.93E+00
1.85E+00
1.85E+00
1.93E+00
1.85E+00
1.93E+00
1.93E+00
1.93E+00
1.93E+00
1.93E+00
1.93E+00
2.01E+00
2.01E+00
2.09E+00
2.09E+00
2.09E+00
2.09E+00
2.01E+00
2.09E+00
2.09E+00
2.17E+00
2.01E+00
2.09E+00
2.17E+00
2.17E+00
2.09E+00
2.09E+00
2.17E+00
2.17E+00
2.25E+00
2.25E+00
2.25E+00
2.25E+00
2.25E+00
2.33E+00
2.25E+00
2.25E+00
2.33E+00
2.25E+00
2.33E+00
2.33E+00
2.33E+00
2.33E+00
2.33E+00
2.33E+00
2.41E+00
2.41E+00
2.41E+00
2.41E+00
2.49E+00
2.41E+00
2.41E+00
2.41E+00
2.49E+00
2.49E+00
2.49E+00
2.49E+00
2.57E+00
2.49E+00
2.49E+00
2.57E+00
2.49E+00
2.57E+00
2.57E+00
2.57E+00
2.57E+00
2.57E+00
2.57E+00
2.57E+00
2.57E+00
2.65E+00
2.65E+00
2.65E+00
2.65E+00
2.57E+00
2.57E+00
2.65E+00
2.65E+00
2.65E+00
2.65E+00
2.65E+00
2.73E+00
2.65E+00
2.73E+00
2.73E+00
2.81E+00
2.65E+00
2.73E+00
2.81E+00
2.73E+00
2.73E+00
2.73E+00
2.73E+00
2.73E+00
2.81E+00
2.81E+00
2.81E+00
2.81E+00
2.73E+00
2.73E+00
2.81E+00
2.81E+00
2.81E+00
2.81E+00
2.89E+00
2.81E+00
2.81E+00
2.81E+00
2.89E+00
2.89E+00
2.81E+00
2.81E+00
2.89E+00
2.81E+00
2.81E+00
2.81E+00
2.81E+00
2.89E+00
2.89E+00
2.89E+00
2.89E+00
2.89E+00
2.89E+00
2.89E+00
2.89E+00
2.89E+00
2.89E+00
2.81E+00
2.89E+00
2.89E+00
2.89E+00
2.81E+00
2.89E+00
2.89E+00
2.89E+00
2.89E+00
2.89E+00
2.89E+00
2.89E+00
2.89E+00
2.89E+00
2.89E+00
2.89E+00
2.89E+00
2.89E+00
2.97E+00
2.89E+00
2.89E+00
2.89E+00
2.89E+00
2.89E+00
2.89E+00
2.81E+00
2.89E+00
2.89E+00
2.81E+00
2.89E+00
2.89E+00
2.89E+00
2.89E+00
2.81E+00
2.89E+00
2.89E+00
2.81E+00
2.89E+00
2.81E+00
2.97E+00
2.97E+00
2.89E+00
2.89E+00
2.81E+00
2.89E+00
2.81E+00
2.81E+00
2.81E+00
2.81E+00
2.89E+00
2.81E+00
2.81E+00
2.81E+00
2.81E+00
2.81E+00
2.81E+00
2.81E+00
2.81E+00
2.81E+00
2.73E+00
2.73E+00
2.81E+00
2.81E+00
2.73E+00
2.73E+00
2.81E+00
2.73E+00
2.65E+00
2.73E+00
2.81E+00
2.65E+00
2.65E+00
2.73E+00
2.65E+00
2.73E+00
2.73E+00
2.65E+00
2.65E+00
2.65E+00
2.73E+00
2.65E+00
2.73E+00
2.57E+00
2.65E+00
2.65E+00
2.57E+00
2.65E+00
2.65E+00
2.57E+00
2.57E+00
2.57E+00
2.49E+00
2.65E+00
2.57E+00
2.57E+00
2.49E+00
2.49E+00
2.49E+00
2.49E+00
2.49E+00
2.49E+00
2.49E+00
2.57E+00
2.41E+00
2.49E+00
2.41E+00
2.41E+00
2.41E+00
2.33E+00
2.41E+00
2.41E+00
2.33E+00
2.41E+00
2.33E+00
2.33E+00
2.41E+00
2.41E+00
2.41E+00
2.33E+00
2.33E+00
2.25E+00
2.25E+00
2.25E+00
2.25E+00
2.25E+00
2.25E+00
2.25E+00
2.25E+00
2.17E+00
2.17E+00
2.17E+00
2.17E+00
2.17E+00
2.09E+00
2.01E+00
2.09E+00
2.17E+00
2.09E+00
2.09E+00
2.01E+00
2.01E+00
2.01E+00
2.09E+00
2.09E+00
2.01E+00
1.93E+00
2.01E+00
1.93E+00
1.93E+00
1.93E+00
1.93E+00
1.93E+00
1.93E+00
1.85E+00
1.85E+00
1.77E+00
1.93E+00
1.77E+00
1.85E+00
1.77E+00
1.77E+00
1.69E+00
1.69E+00
1.77E+00
1.77E+00
1.69E+00
1.69E+00
1.61E+00
1.69E+00
1.61E+00
1.61E+00
1.61E+00
1.53E+00
1.61E+00
1.61E+00
1.53E+00
1.53E+00
1.45E+00
1.45E+00
1.45E+00
1.45E+00
1.45E+00
1.45E+00
1.45E+00
1.45E+00
1.37E+00
1.37E+00
1.37E+00
1.37E+00
1.29E+00
1.29E+00
1.21E+00
1.37E+00
1.21E+00
1.21E+00
1.21E+00
1.21E+00
1.21E+00
1.13E+00
1.13E+00
1.13E+00
1.05E+00
1.13E+00
1.13E+00
1.05E+00
1.05E+00
1.05E+00
1.05E+00
9.65E-01
9.65E-01
9.65E-01
8.84E-01
9.65E-01
8.84E-01
8.84E-01
8.84E-01
8.84E-01
8.04E-01
7.24E-01
8.04E-01
8.84E-01
7.24E-01
7.24E-01
7.24E-01
7.24E-01
6.43E-01
6.43E-01
7.24E-01
5.63E-01
6.43E-01
5.63E-01
5.63E-01
5.63E-01
4.82E-01
4.82E-01
5.63E-01
4.82E-01
4.02E-01
4.02E-01
4.82E-01
3.22E-01
4.02E-01
4.02E-01
3.22E-01
3.22E-01
3.22E-01
3.22E-01
2.41E-01
2.41E-01
2.41E-01
2.41E-01
2.41E-01
1.61E-01
8.04E-02
1.61E-01
1.61E-01
8.04E-02
8.04E-02
8.04E-02
0.00E+00
8.04E-02
8.04E-02
0.00E+00
-8.04E-02
0.00E+00
-8.04E-02
-8.04E-02
-1.61E-01
-8.04E-02
-1.61E-01
-1.61E-01
-8.04E-02
-1.61E-01
-2.41E-01
-1.61E-01
-3.22E-01
-2.41E-01
-3.22E-01
-3.22E-01
-4.02E-01
-3.22E-01
-4.02E-01
-4.02E-01
-3.22E-01
-4.02E-01
-4.02E-01
-4.82E-01
-5.63E-01
-4.82E-01
-5.63E-01
-4.82E-01
-5.63E-01
-5.63E-01
-5.63E-01
-6.43E-01
-5.63E-01
-6.43E-01
-6.43E-01
-6.43E-01
-6.43E-01
-7.24E-01
-7.24E-01
-7.24E-01
-7.24E-01
-8.04E-01
-8.04E-01
-8.04E-01
-8.84E-01
-8.04E-01
-8.84E-01
-8.84E-01
-9.65E-01
-9.65E-01
-9.65E-01
-8.84E-01
-9.65E-01
-9.65E-01
-1.05E+00
-1.05E+00
-1.05E+00
-1.13E+00
-1.13E+00
-1.05E+00
-1.13E+00
-1.13E+00
-1.13E+00
-1.21E+00
-1.21E+00
-1.21E+00
-1.21E+00
-1.29E+00
-1.29E+00
-1.29E+00
-1.29E+00
-1.29E+00
-1.37E+00
-1.29E+00
-1.45E+00
-1.45E+00
-1.37E+00
-1.37E+00
-1.37E+00
-1.53E+00
-1.45E+00
-1.53E+00
-1.53E+00
-1.53E+00
-1.53E+00
-1.53E+00
-1.61E+00
-1.61E+00
-1.69E+00
-1.69E+00
-1.69E+00
-1.69E+00
-1.61E+00
-1.69E+00
-1.69E+00
-1.69E+00
-1.69E+00
-1.69E+00
-1.85E+00
-1.77E+00
-1.77E+00
-1.85E+00
-1.85E+00
-1.85E+00
-1.77E+00
-1.85E+00
-1.85E+00
-1.93E+00
-1.93E+00
-2.01E+00
-1.85E+00
-2.01E+00
-2.01E+00
-1.93E+00
-2.01E+00
-2.01E+00
-2.01E+00
-2.01E+00
-2.09E+00
-2.09E+00
-2.09E+00
-2.09E+00
-2.09E+00
-2.09E+00
-2.17E+00
-2.17E+00
-2.17E+00
-2.17E+00
-2.25E+00
-2.17E+00
-2.25E+00
-2.25E+00
-2.25E+00
-2.33E+00
-2.25E+00
-2.33E+00
-2.25E+00
-2.33E+00
-2.33E+00
-2.33E+00
-2.33E+00
-2.41E+00
-2.33E+00
-2.33E+00
-2.41E+00
-2.41E+00
-2.33E+00
-2.41E+00
-2.49E+00
-2.41E+00
-2.41E+00
-2.49E+00
-2.49E+00
-2.49E+00
-2.57E+00
-2.49E+00
-2.57E+00
-2.57E+00
-2.57E+00
-2.57E+00
-2.57E+00
-2.65E+00
-2.57E+00
-2.57E+00
-2.57E+00
-2.65E+00
-2.57E+00
-2.65E+00
-2.65E+00
-2.57E+00
-2.65E+00
-2.65E+00
-2.65E+00
-2.65E+00
-2.65E+00
-2.73E+00
-2.65E+00
-2.81E+00
-2.73E+00
-2.73E+00
-2.81E+00
-2.81E+00
-2.81E+00
-2.81E+00
-2.81E+00
-2.81E+00
-2.81E+00
-2.81E+00
-2.81E+00
-2.81E+00
-2.81E+00
-2.81E+00
-2.81E+00
-2.89E+00
-2.81E+00
-2.89E+00
-2.89E+00
-2.89E+00
-2.89E+00
-2.89E+00
-2.89E+00
-2.97E+00
-2.97E+00
-2.89E+00
-2.97E+00
-2.97E+00
-2.89E+00
-2.97E+00
-2.89E+00
-2.97E+00
-2.97E+00
-2.97E+00
-2.97E+00
-2.97E+00
-2.97E+00
-2.97E+00
-2.97E+00
-2.97E+00
-2.97E+00
-3.06E+00
-2.97E+00
-2.97E+00
-3.06E+00
-2.97E+00
-2.97E+00
-3.06E+00
-3.06E+00
-3.14E+00
-3.06E+00
-3.06E+00
-2.97E+00
-3.06E+00
-3.14E+00
-3.06E+00
-3.06E+00
-2.97E+00
-3.06E+00
-3.06E+00
-3.06E+00
-3.06E+00
-3.06E+00
-3.06E+00
-3.14E+00
-3.06E+00
-3.06E+00
-3.06E+00
-3.14E+00
-3.06E+00
-3.06E+00
-3.06E+00
-3.06E+00
-3.06E+00
-3.14E+00
-3.06E+00
-3.06E+00
-3.06E+00
-3.06E+00
-3.06E+00
-3.06E+00
-3.14E+00
-3.06E+00
-2.97E+00
-2.97E+00
-3.14E+00
-3.14E+00
-2.97E+00
-2.97E+00
-3.06E+00
-3.14E+00
-3.14E+00
-3.06E+00
-3.06E+00
-3.06E+00
-3.06E+00
-3.06E+00
-3.06E+00
-3.06E+00
-3.06E+00
-3.06E+00
-3.06E+00
-2.97E+00
-2.97E+00
-3.14E+00
-3.06E+00
-2.97E+00
-2.97E+00
-2.97E+00
-2.97E+00
-3.06E+00
-2.97E+00
-2.89E+00
-2.97E+00
-2.89E+00
-2.89E+00
-2.97E+00
-2.97E+00
-2.89E+00
-2.97E+00
-2.97E+00
-2.97E+00
-2.89E+00
-2.97E+00
-2.89E+00
-2.97E+00
-2.89E+00
-2.89E+00
-2.89E+00
-2.89E+00
-2.89E+00
-2.89E+00
-2.81E+00
-2.89E+00
-2.81E+00
-2.81E+00
-2.81E+00
-2.73E+00
-2.81E+00
-2.73E+00
-2.81E+00
-2.73E+00
-2.73E+00
-2.81E+00
-2.73E+00
-2.73E+00
-2.73E+00
-2.81E+00
-2.73E+00
-2.73E+00
-2.65E+00
-2.73E+00
-2.73E+00
-2.73E+00
-2.73E+00
-2.65E+00
-2.65E+00
-2.65E+00
-2.65E+00
-2.65E+00
-2.65E+00
-2.65E+00
-2.57E+00
-2.57E+00
-2.57E+00
-2.57E+00
-2.49E+00
-2.57E+00
-2.57E+00
-2.49E+00
-2.49E+00
-2.57E+00
-2.49E+00
-2.49E+00
-2.57E+00
-2.49E+00
-2.49E+00
-2.49E+00
-2.41E+00
-2.41E+00
-2.41E+00
-2.33E+00
-2.33E+00
-2.41E+00
-2.33E+00
-2.33E+00
-2.33E+00
-2.33E+00
-2.25E+00
-2.33E+00
-2.25E+00
-2.25E+00
-2.25E+00
-2.25E+00
-2.25E+00
-2.17E+00
-2.17E+00
-2.25E+00
-2.17E+00
-2.17E+00
-2.25E+00
-2.09E+00
-2.09E+00
-2.09E+00
-2.17E+00
-2.09E+00
-2.01E+00
-2.09E+00
-2.01E+00
-2.09E+00
-2.09E+00
-2.01E+00
-2.01E+00
-1.93E+00
-1.93E+00
-1.93E+00
-1.93E+00
-1.93E+00
-1.93E+00
-1.85E+00
-1.85E+00
-1.93E+00
-1.85E+00
-1.85E+00
-1.85E+00
-1.77E+00
-1.77E+00
-1.77E+00
-1.85E+00
-1.77E+00
-1.69E+00
-1.69E+00
-1.61E+00
-1.69E+00
-1.69E+00
-1.61E+00
-1.53E+00
-1.61E+00
-1.61E+00
-1.61E+00
-1.61E+00
-1.61E+00
-1.53E+00
-1.53E+00
-1.45E+00
-1.53E+00
-1.45E+00
-1.45E+00
-1.45E+00
-1.37E+00
-1.45E+00
-1.37E+00
-1.29E+00
-1.37E+00
-1.37E+00
-1.29E+00
-1.29E+00
-1.29E+00
-1.21E+00
-1.21E+00
-1.21E+00
-1.21E+00
-1.13E+00
-1.05E+00
-1.13E+00
-1.13E+00
-1.05E+00
-1.13E+00
-1.05E+00
-1.05E+00
-1.05E+00
-9.65E-01
-9.65E-01
-9.65E-01
-9.65E-01
-9.65E-01
-8.84E-01
-8.84E-01
-8.84E-01
-8.84E-01
-8.84E-01
-8.04E-01
-8.04E-01
-8.04E-01
-7.24E-01
-7.24E-01
-6.43E-01
-7.24E-01
-7.24E-01
-6.43E-01
-6.43E-01
-6.43E-01
-6.43E-01
-6.43E-01
-5.63E-01
-5.63E-01
-5.63E-01
-5.63E-01
-4.82E-01
-4.82E-01
-4.02E-01
-4.82E-01
-4.02E-01
-4.02E-01
-4.82E-01
-4.82E-01
-4.02E-01
-3.22E-01
-3.22E-01
-2.41E-01
-3.22E-01
-3.22E-01
-2.41E-01
-2.41E-01
-2.41E-01
-8.04E-02
-1.61E-01
-2.41E-01
-2.41E-01
-1.61E-01
-1.61E-01
-1.61E-01
-1.61E-01
0.00E+00
-8.04E-02
0.00E+00
0.00E+00];
y=[8.04E-02
8.04E-02
8.04E-02
8.04E-02
8.04E-02
8.04E-02
1.61E-01
1.61E-01
1.61E-01
1.61E-01
2.41E-01
2.41E-01
2.41E-01
2.41E-01
3.22E-01
2.41E-01
2.41E-01
3.22E-01
4.02E-01
4.02E-01
4.02E-01
4.02E-01
4.02E-01
4.02E-01
4.82E-01
4.82E-01
4.02E-01
5.63E-01
4.82E-01
5.63E-01
4.82E-01
6.43E-01
6.43E-01
6.43E-01
5.63E-01
5.63E-01
6.43E-01
6.43E-01
7.24E-01
7.24E-01
7.24E-01
8.04E-01
8.04E-01
8.04E-01
7.24E-01
8.84E-01
8.04E-01
8.84E-01
8.84E-01
9.65E-01
9.65E-01
9.65E-01
9.65E-01
9.65E-01
9.65E-01
9.65E-01
1.05E+00
1.05E+00
1.05E+00
1.05E+00
1.05E+00
1.13E+00
1.13E+00
1.05E+00
1.13E+00
1.21E+00
1.21E+00
1.21E+00
1.21E+00
1.21E+00
1.21E+00
1.29E+00
1.29E+00
1.29E+00
1.29E+00
1.37E+00
1.37E+00
1.37E+00
1.45E+00
1.37E+00
1.45E+00
1.37E+00
1.45E+00
1.45E+00
1.45E+00
1.37E+00
1.45E+00
1.45E+00
1.45E+00
1.45E+00
1.45E+00
1.45E+00
1.45E+00
1.45E+00
1.53E+00
1.45E+00
1.45E+00
1.45E+00
1.45E+00
1.53E+00
1.53E+00
1.53E+00
1.45E+00
1.53E+00
1.53E+00
1.53E+00
1.45E+00
1.53E+00
1.53E+00
1.53E+00
1.45E+00
1.61E+00
1.53E+00
1.53E+00
1.53E+00
1.53E+00
1.53E+00
1.61E+00
1.53E+00
1.53E+00
1.61E+00
1.61E+00
1.53E+00
1.53E+00
1.53E+00
1.61E+00
1.53E+00
1.53E+00
1.53E+00
1.53E+00
1.53E+00
1.61E+00
1.53E+00
1.53E+00
1.53E+00
1.61E+00
1.61E+00
1.61E+00
1.61E+00
1.61E+00
1.61E+00
1.53E+00
1.61E+00
1.53E+00
1.61E+00
1.61E+00
1.53E+00
1.61E+00
1.61E+00
1.53E+00
1.53E+00
1.53E+00
1.53E+00
1.53E+00
1.61E+00
1.53E+00
1.61E+00
1.61E+00
1.53E+00
1.53E+00
1.53E+00
1.61E+00
1.61E+00
1.61E+00
1.61E+00
1.53E+00
1.61E+00
1.69E+00
1.61E+00
1.53E+00
1.61E+00
1.61E+00
1.53E+00
1.53E+00
1.61E+00
1.61E+00
1.61E+00
1.61E+00
1.53E+00
1.61E+00
1.61E+00
1.61E+00
1.61E+00
1.61E+00
1.53E+00
1.53E+00
1.61E+00
1.61E+00
1.61E+00
1.61E+00
1.61E+00
1.61E+00
1.61E+00
1.61E+00
1.61E+00
1.61E+00
1.61E+00
1.69E+00
1.61E+00
1.53E+00
1.61E+00
1.61E+00
1.69E+00
1.53E+00
1.61E+00
1.61E+00
1.61E+00
1.61E+00
1.61E+00
1.53E+00
1.61E+00
1.61E+00
1.61E+00
1.61E+00
1.53E+00
1.61E+00
1.53E+00
1.61E+00
1.53E+00
1.61E+00
1.53E+00
1.61E+00
1.61E+00
1.53E+00
1.61E+00
1.61E+00
1.61E+00
1.61E+00
1.61E+00
1.61E+00
1.61E+00
1.61E+00
1.61E+00
1.61E+00
1.61E+00
1.53E+00
1.61E+00
1.61E+00
1.69E+00
1.61E+00
1.61E+00
1.53E+00
1.61E+00
1.61E+00
1.53E+00
1.53E+00
1.69E+00
1.53E+00
1.61E+00
1.61E+00
1.61E+00
1.61E+00
1.61E+00
1.61E+00
1.69E+00
1.61E+00
1.61E+00
1.61E+00
1.69E+00
1.61E+00
1.61E+00
1.53E+00
1.61E+00
1.61E+00
1.61E+00
1.61E+00
1.53E+00
1.61E+00
1.61E+00
1.53E+00
1.61E+00
1.61E+00
1.61E+00
1.69E+00
1.61E+00
1.61E+00
1.61E+00
1.61E+00
1.53E+00
1.61E+00
1.61E+00
1.61E+00
1.53E+00
1.61E+00
1.61E+00
1.61E+00
1.61E+00
1.61E+00
1.61E+00
1.61E+00
1.61E+00
1.61E+00
1.61E+00
1.61E+00
1.61E+00
1.53E+00
1.61E+00
1.61E+00
1.53E+00
1.61E+00
1.61E+00
1.61E+00
1.61E+00
1.61E+00
1.53E+00
1.61E+00
1.61E+00
1.61E+00
1.61E+00
1.61E+00
1.61E+00
1.53E+00
1.53E+00
1.53E+00
1.61E+00
1.61E+00
1.61E+00
1.53E+00
1.53E+00
1.53E+00
1.53E+00
1.61E+00
1.53E+00
1.61E+00
1.61E+00
1.61E+00
1.61E+00
1.53E+00
1.53E+00
1.53E+00
1.53E+00
1.53E+00
1.53E+00
1.61E+00
1.53E+00
1.61E+00
1.61E+00
1.53E+00
1.53E+00
1.53E+00
1.61E+00
1.61E+00
1.61E+00
1.61E+00
1.53E+00
1.53E+00
1.53E+00
1.61E+00
1.61E+00
1.53E+00
1.53E+00
1.53E+00
1.53E+00
1.53E+00
1.61E+00
1.61E+00
1.53E+00
1.53E+00
1.61E+00
1.53E+00
1.53E+00
1.53E+00
1.61E+00
1.61E+00
1.53E+00
1.53E+00
1.53E+00
1.53E+00
1.61E+00
1.53E+00
1.53E+00
1.53E+00
1.53E+00
1.53E+00
1.53E+00
1.61E+00
1.53E+00
1.53E+00
1.53E+00
1.53E+00
1.53E+00
1.53E+00
1.45E+00
1.45E+00
1.53E+00
1.45E+00
1.45E+00
1.45E+00
1.53E+00
1.53E+00
1.45E+00
1.61E+00
1.45E+00
1.53E+00
1.45E+00
1.45E+00
1.53E+00
1.53E+00
1.45E+00
1.45E+00
1.53E+00
1.45E+00
1.53E+00
1.45E+00
1.45E+00
1.45E+00
1.45E+00
1.45E+00
1.53E+00
1.45E+00
1.45E+00
1.37E+00
1.45E+00
1.45E+00
1.37E+00
1.45E+00
1.37E+00
1.45E+00
1.37E+00
1.29E+00
1.29E+00
1.37E+00
1.29E+00
1.29E+00
1.29E+00
1.21E+00
1.21E+00
1.21E+00
1.21E+00
1.21E+00
1.21E+00
1.13E+00
1.13E+00
1.13E+00
1.13E+00
1.05E+00
9.65E-01
1.05E+00
9.65E-01
1.05E+00
1.05E+00
9.65E-01
9.65E-01
9.65E-01
8.84E-01
9.65E-01
8.84E-01
8.04E-01
8.84E-01
8.84E-01
8.84E-01
8.04E-01
7.24E-01
7.24E-01
7.24E-01
7.24E-01
7.24E-01
6.43E-01
6.43E-01
5.63E-01
6.43E-01
6.43E-01
5.63E-01
5.63E-01
6.43E-01
5.63E-01
4.82E-01
4.82E-01
4.82E-01
4.02E-01
4.02E-01
4.82E-01
4.02E-01
3.22E-01
3.22E-01
3.22E-01
3.22E-01
3.22E-01
2.41E-01
3.22E-01
1.61E-01
1.61E-01
1.61E-01
1.61E-01
1.61E-01
8.04E-02
1.61E-01
1.61E-01
1.61E-01
8.04E-02
8.04E-02
8.04E-02
0.00E+00
0.00E+00
0.00E+00
0.00E+00
0.00E+00
-8.04E-02
-8.04E-02
-8.04E-02
-8.04E-02
-8.04E-02
-1.61E-01
-1.61E-01
-1.61E-01
-2.41E-01
-2.41E-01
-2.41E-01
-2.41E-01
-2.41E-01
-2.41E-01
-2.41E-01
-3.22E-01
-3.22E-01
-4.02E-01
-4.02E-01
-4.02E-01
-3.22E-01
-4.02E-01
-4.02E-01
-4.82E-01
-4.02E-01
-5.63E-01
-4.82E-01
-4.82E-01
-5.63E-01
-5.63E-01
-5.63E-01
-6.43E-01
-6.43E-01
-7.24E-01
-7.24E-01
-6.43E-01
-6.43E-01
-6.43E-01
-8.04E-01
-7.24E-01
-7.24E-01
-7.24E-01
-8.04E-01
-8.04E-01
-8.04E-01
-9.65E-01
-9.65E-01
-8.84E-01
-9.65E-01
-9.65E-01
-9.65E-01
-9.65E-01
-1.05E+00
-9.65E-01
-1.05E+00
-1.05E+00
-1.05E+00
-1.05E+00
-1.13E+00
-1.13E+00
-1.13E+00
-1.21E+00
-1.13E+00
-1.13E+00
-1.29E+00
-1.21E+00
-1.21E+00
-1.29E+00
-1.29E+00
-1.29E+00
-1.29E+00
-1.29E+00
-1.29E+00
-1.29E+00
-1.37E+00
-1.37E+00
-1.45E+00
-1.45E+00
-1.53E+00
-1.53E+00
-1.53E+00
-1.45E+00
-1.53E+00
-1.45E+00
-1.61E+00
-1.53E+00
-1.61E+00
-1.69E+00
-1.69E+00
-1.69E+00
-1.69E+00
-1.69E+00
-1.69E+00
-1.69E+00
-1.69E+00
-1.77E+00
-1.69E+00
-1.77E+00
-1.77E+00
-1.85E+00
-1.77E+00
-1.77E+00
-1.85E+00
-1.85E+00
-1.85E+00
-1.85E+00
-1.85E+00
-1.93E+00
-1.93E+00
-1.93E+00
-1.93E+00
-2.01E+00
-1.93E+00
-2.01E+00
-2.01E+00
-2.01E+00
-2.09E+00
-2.01E+00
-2.01E+00
-2.09E+00
-2.09E+00
-2.09E+00
-2.09E+00
-2.09E+00
-2.25E+00
-2.17E+00
-2.17E+00
-2.17E+00
-2.17E+00
-2.25E+00
-2.25E+00
-2.25E+00
-2.25E+00
-2.25E+00
-2.33E+00
-2.25E+00
-2.33E+00
-2.33E+00
-2.33E+00
-2.33E+00
-2.33E+00
-2.41E+00
-2.41E+00
-2.41E+00
-2.41E+00
-2.41E+00
-2.41E+00
-2.41E+00
-2.41E+00
-2.49E+00
-2.49E+00
-2.49E+00
-2.49E+00
-2.49E+00
-2.41E+00
-2.49E+00
-2.57E+00
-2.57E+00
-2.57E+00
-2.49E+00
-2.57E+00
-2.57E+00
-2.57E+00
-2.65E+00
-2.57E+00
-2.57E+00
-2.65E+00
-2.57E+00
-2.73E+00
-2.65E+00
-2.65E+00
-2.73E+00
-2.65E+00
-2.57E+00
-2.65E+00
-2.73E+00
-2.73E+00
-2.65E+00
-2.73E+00
-2.73E+00
-2.73E+00
-2.73E+00
-2.73E+00
-2.81E+00
-2.81E+00
-2.81E+00
-2.73E+00
-2.89E+00
-2.81E+00
-2.81E+00
-2.89E+00
-2.81E+00
-2.89E+00
-2.89E+00
-2.89E+00
-2.81E+00
-2.89E+00
-2.89E+00
-2.89E+00
-2.89E+00
-2.97E+00
-2.81E+00
-2.89E+00
-2.89E+00
-2.89E+00
-2.97E+00
-2.89E+00
-2.89E+00
-2.97E+00
-3.06E+00
-2.97E+00
-2.97E+00
-2.97E+00
-2.97E+00
-3.06E+00
-2.97E+00
-2.97E+00
-2.97E+00
-2.97E+00
-2.97E+00
-2.97E+00
-2.97E+00
-2.97E+00
-2.97E+00
-3.06E+00
-3.06E+00
-2.97E+00
-3.06E+00
-2.97E+00
-3.06E+00
-3.06E+00
-2.97E+00
-3.06E+00
-2.97E+00
-2.97E+00
-2.97E+00
-2.97E+00
-3.06E+00
-2.97E+00
-3.06E+00
-3.06E+00
-3.06E+00
-3.06E+00
-3.06E+00
-3.06E+00
-3.06E+00
-2.97E+00
-3.06E+00
-3.06E+00
-3.06E+00
-3.14E+00
-3.06E+00
-3.06E+00
-2.97E+00
-3.06E+00
-3.06E+00
-2.97E+00
-3.06E+00
-2.97E+00
-3.14E+00
-2.97E+00
-3.06E+00
-3.06E+00
-2.97E+00
-2.97E+00
-3.06E+00
-3.06E+00
-3.06E+00
-2.97E+00
-2.97E+00
-2.97E+00
-3.06E+00
-2.97E+00
-3.06E+00
-3.06E+00
-2.97E+00
-3.06E+00
-3.06E+00
-2.97E+00
-2.97E+00
-2.89E+00
-2.97E+00
-3.06E+00
-2.97E+00
-2.97E+00
-2.97E+00
-2.89E+00
-2.97E+00
-2.89E+00
-2.89E+00
-2.97E+00
-2.97E+00
-2.89E+00
-2.89E+00
-2.97E+00
-2.89E+00
-2.97E+00
-2.89E+00
-2.89E+00
-2.97E+00
-2.81E+00
-2.89E+00
-2.89E+00
-2.89E+00
-2.89E+00
-2.89E+00
-2.81E+00
-2.81E+00
-2.73E+00
-2.81E+00
-2.81E+00
-2.81E+00
-2.81E+00
-2.81E+00
-2.81E+00
-2.73E+00
-2.73E+00
-2.81E+00
-2.81E+00
-2.73E+00
-2.73E+00
-2.73E+00
-2.81E+00
-2.65E+00
-2.73E+00
-2.73E+00
-2.73E+00
-2.65E+00
-2.65E+00
-2.73E+00
-2.65E+00
-2.57E+00
-2.57E+00
-2.57E+00
-2.65E+00
-2.65E+00
-2.65E+00
-2.57E+00
-2.65E+00
-2.57E+00
-2.57E+00
-2.49E+00
-2.57E+00
-2.49E+00
-2.57E+00
-2.57E+00
-2.49E+00
-2.49E+00
-2.49E+00
-2.41E+00
-2.49E+00
-2.41E+00
-2.49E+00
-2.41E+00
-2.41E+00
-2.41E+00
-2.41E+00
-2.41E+00
-2.41E+00
-2.41E+00
-2.33E+00
-2.33E+00
-2.41E+00
-2.25E+00
-2.33E+00
-2.25E+00
-2.25E+00
-2.33E+00
-2.25E+00
-2.25E+00
-2.25E+00
-2.25E+00
-2.17E+00
-2.17E+00
-2.17E+00
-2.09E+00
-2.09E+00
-2.09E+00
-2.17E+00
-2.01E+00
-2.17E+00
-2.09E+00
-2.09E+00
-2.01E+00
-2.01E+00
-2.09E+00
-1.93E+00
-1.93E+00
-1.93E+00
-2.01E+00
-2.01E+00
-1.85E+00
-1.93E+00
-1.93E+00
-1.93E+00
-1.85E+00
-1.85E+00
-1.93E+00
-1.85E+00
-1.69E+00
-1.85E+00
-1.77E+00
-1.77E+00
-1.77E+00
-1.69E+00
-1.77E+00
-1.61E+00
-1.69E+00
-1.77E+00
-1.61E+00
-1.69E+00
-1.61E+00
-1.61E+00
-1.53E+00
-1.61E+00
-1.61E+00
-1.53E+00
-1.53E+00
-1.53E+00
-1.53E+00
-1.45E+00
-1.53E+00
-1.45E+00
-1.45E+00
-1.45E+00
-1.45E+00
-1.37E+00
-1.37E+00
-1.29E+00
-1.29E+00
-1.29E+00
-1.29E+00
-1.29E+00
-1.29E+00
-1.29E+00
-1.21E+00
-1.21E+00
-1.21E+00
-1.13E+00
-1.13E+00
-1.13E+00
-1.05E+00
-1.13E+00
-1.13E+00
-1.05E+00
-1.05E+00
-1.05E+00
-9.65E-01
-1.05E+00
-9.65E-01
-9.65E-01
-9.65E-01
-9.65E-01
-9.65E-01
-8.84E-01
-8.04E-01
-8.04E-01
-8.04E-01
-8.04E-01
-7.24E-01
-8.04E-01
-7.24E-01
-7.24E-01
-7.24E-01
-7.24E-01
-7.24E-01
-6.43E-01
-6.43E-01
-6.43E-01
-5.63E-01
-6.43E-01
-5.63E-01
-6.43E-01
-4.82E-01
-4.82E-01
-4.82E-01
-4.82E-01
-4.82E-01
-4.82E-01
-4.82E-01
-3.22E-01
-3.22E-01
-4.02E-01
-3.22E-01
-3.22E-01
-4.02E-01
-3.22E-01
-3.22E-01
-2.41E-01
-2.41E-01
-2.41E-01
-1.61E-01
-1.61E-01
-2.41E-01
-1.61E-01
-1.61E-01
0.00E+00
-8.04E-02
-8.04E-02
-8.04E-02
-8.04E-02
-8.04E-02
-8.04E-02
-8.04E-02
8.04E-02
8.04E-02
8.04E-02
8.04E-02
8.04E-02
8.04E-02
1.61E-01
1.61E-01
1.61E-01
2.41E-01
2.41E-01
2.41E-01
2.41E-01
2.41E-01
3.22E-01
3.22E-01
2.41E-01
3.22E-01
4.02E-01
4.02E-01
4.02E-01
4.02E-01
4.02E-01
4.82E-01
4.82E-01
4.82E-01
5.63E-01
5.63E-01
4.82E-01
5.63E-01
5.63E-01
6.43E-01
6.43E-01
5.63E-01
6.43E-01
7.24E-01
7.24E-01
6.43E-01
7.24E-01
7.24E-01
7.24E-01
8.04E-01
8.04E-01
8.84E-01
8.04E-01
8.84E-01
8.84E-01
8.84E-01
8.84E-01
9.65E-01
9.65E-01
9.65E-01
1.05E+00
1.05E+00
9.65E-01
1.05E+00
1.13E+00
1.13E+00
1.13E+00
1.13E+00
1.13E+00
1.13E+00
1.21E+00
1.21E+00
1.29E+00
1.21E+00
1.21E+00
1.21E+00
1.21E+00
1.29E+00
1.29E+00
1.29E+00
1.29E+00
1.37E+00
1.29E+00
1.37E+00
1.37E+00
1.45E+00
1.37E+00
1.37E+00
1.37E+00
1.37E+00
1.45E+00
1.45E+00
1.37E+00
1.45E+00
1.53E+00
1.45E+00
1.53E+00
1.45E+00
1.45E+00
1.37E+00
1.45E+00
1.53E+00
1.45E+00
1.53E+00
1.45E+00
1.45E+00
1.45E+00
1.53E+00
1.45E+00
1.53E+00
1.53E+00
1.53E+00
1.53E+00
1.53E+00
1.61E+00
1.53E+00
1.53E+00
1.53E+00
1.61E+00
1.45E+00
1.53E+00
1.45E+00
1.61E+00
1.61E+00
1.53E+00
1.53E+00
1.53E+00
1.53E+00
1.53E+00
1.53E+00
1.53E+00
1.53E+00
1.53E+00
1.53E+00
1.53E+00
1.53E+00
1.53E+00
1.53E+00
1.53E+00
1.53E+00
1.61E+00
1.53E+00
1.53E+00
1.61E+00
1.53E+00
1.69E+00
1.53E+00
1.61E+00
1.53E+00
1.61E+00
1.53E+00
1.45E+00
1.53E+00
1.61E+00
1.61E+00
1.61E+00
1.61E+00
1.53E+00
1.61E+00
1.61E+00
1.61E+00
1.53E+00
1.61E+00
1.53E+00
1.61E+00
1.61E+00
1.61E+00
1.53E+00
1.53E+00
1.53E+00
1.61E+00
1.53E+00
1.61E+00
1.61E+00
1.61E+00
1.53E+00
1.53E+00
1.61E+00
1.69E+00
1.53E+00
1.61E+00
1.61E+00
1.53E+00
1.61E+00
1.53E+00
1.53E+00
1.61E+00
1.61E+00
1.61E+00
1.61E+00
1.53E+00
1.61E+00
1.61E+00
1.61E+00
1.61E+00
1.61E+00
1.53E+00
1.61E+00
1.53E+00
1.61E+00
1.61E+00
1.61E+00
1.53E+00
1.61E+00
1.53E+00
1.61E+00
1.53E+00
1.53E+00
1.61E+00
1.61E+00
1.53E+00
1.61E+00
1.61E+00
1.61E+00
1.61E+00
1.61E+00
1.61E+00
1.69E+00
1.53E+00
1.53E+00
1.61E+00
1.61E+00
1.45E+00
1.61E+00
1.61E+00
1.61E+00
1.61E+00
1.61E+00
1.61E+00
1.61E+00
1.61E+00
1.53E+00
1.61E+00
1.53E+00
1.53E+00
1.61E+00
1.61E+00
1.61E+00
1.61E+00
1.53E+00
1.53E+00
1.61E+00
1.61E+00
1.61E+00
1.61E+00
1.61E+00
1.61E+00
1.53E+00
1.61E+00
1.61E+00
1.61E+00
1.61E+00
1.53E+00
1.61E+00
1.61E+00
1.61E+00
1.61E+00
1.61E+00
1.53E+00
1.53E+00
1.61E+00
1.61E+00
1.61E+00
1.61E+00
1.53E+00
1.61E+00
1.53E+00
1.53E+00
1.53E+00
1.61E+00
1.61E+00
1.61E+00
1.53E+00
1.61E+00
1.53E+00
1.61E+00
1.61E+00
1.61E+00
1.61E+00
1.53E+00
1.53E+00
1.61E+00
1.61E+00
1.61E+00
1.61E+00
1.61E+00
1.61E+00
1.53E+00
1.53E+00
1.61E+00
1.61E+00
1.61E+00
1.61E+00
1.61E+00
1.61E+00
1.61E+00
1.53E+00
1.61E+00
1.53E+00
1.61E+00
1.53E+00
1.53E+00
1.61E+00
1.61E+00
1.61E+00
1.61E+00
1.61E+00
1.61E+00
1.61E+00
1.61E+00
1.61E+00
1.61E+00
1.53E+00
1.61E+00
1.69E+00
1.61E+00
1.53E+00
1.61E+00
1.61E+00
1.61E+00
1.61E+00
1.61E+00
1.61E+00
1.61E+00
1.53E+00
1.61E+00
1.61E+00
1.61E+00
1.53E+00
1.61E+00
1.53E+00
1.61E+00
1.61E+00
1.61E+00
1.61E+00
1.61E+00
1.53E+00
1.53E+00
1.61E+00
1.61E+00
1.53E+00
1.61E+00
1.61E+00
1.61E+00
1.61E+00
1.53E+00
1.53E+00
1.53E+00
1.61E+00
1.53E+00
1.61E+00
1.53E+00
1.53E+00
1.53E+00
1.53E+00
1.61E+00
1.53E+00
1.61E+00
1.61E+00
1.53E+00
1.61E+00
1.53E+00
1.61E+00
1.53E+00
1.61E+00
1.53E+00
1.53E+00
1.53E+00
1.53E+00
1.53E+00
1.53E+00
1.53E+00
1.53E+00
1.53E+00
1.53E+00
1.53E+00
1.61E+00
1.53E+00
1.61E+00
1.45E+00
1.53E+00
1.45E+00
1.53E+00
1.53E+00
1.45E+00
1.53E+00
1.53E+00
1.53E+00
1.53E+00
1.53E+00
1.45E+00
1.53E+00
1.53E+00
1.45E+00
1.45E+00
1.45E+00
1.45E+00
1.53E+00
1.53E+00
1.45E+00
1.45E+00
1.45E+00
1.45E+00
1.53E+00
1.53E+00
1.53E+00
1.45E+00
1.45E+00
1.45E+00
1.53E+00
1.53E+00
1.45E+00
1.45E+00
1.45E+00
1.45E+00
1.45E+00
1.45E+00
1.45E+00
1.45E+00
1.37E+00
1.45E+00
1.37E+00
1.37E+00
1.29E+00
1.37E+00
1.37E+00
1.29E+00
1.29E+00
1.29E+00
1.37E+00
1.29E+00
1.29E+00
1.29E+00
1.21E+00
1.21E+00
1.21E+00
1.21E+00
1.13E+00
1.13E+00
1.05E+00
1.13E+00
1.05E+00
1.05E+00
9.65E-01
1.05E+00
1.05E+00
9.65E-01
9.65E-01
9.65E-01
9.65E-01
9.65E-01
8.84E-01
8.84E-01
8.84E-01
8.84E-01
8.04E-01
8.04E-01
8.84E-01
8.04E-01
7.24E-01
7.24E-01
8.04E-01
7.24E-01
7.24E-01
7.24E-01
6.43E-01
5.63E-01
6.43E-01
6.43E-01
4.82E-01
5.63E-01
5.63E-01
4.82E-01
4.82E-01
4.02E-01
4.82E-01
4.02E-01
4.02E-01
3.22E-01
4.02E-01
3.22E-01
4.02E-01
3.22E-01
3.22E-01
3.22E-01
3.22E-01
3.22E-01
3.22E-01
2.41E-01
2.41E-01
1.61E-01
2.41E-01
2.41E-01
1.61E-01
8.04E-02
8.04E-02
8.04E-02
8.04E-02
8.04E-02
8.04E-02
8.04E-02
0.00E+00
0.00E+00
-8.04E-02
-8.04E-02
-8.04E-02
-8.04E-02
-8.04E-02
-1.61E-01
-1.61E-01
-2.41E-01
-2.41E-01
-1.61E-01
-1.61E-01
-1.61E-01
-3.22E-01
-2.41E-01
-3.22E-01
-2.41E-01
-3.22E-01
-3.22E-01
-3.22E-01
-4.02E-01
-4.02E-01
-4.82E-01
-4.02E-01
-4.02E-01
-4.82E-01
-4.82E-01
-4.82E-01
-5.63E-01
-6.43E-01
-5.63E-01
-6.43E-01
-6.43E-01
-6.43E-01
-6.43E-01
-6.43E-01
-6.43E-01
-7.24E-01
-7.24E-01
-6.43E-01
-8.04E-01
-7.24E-01
-8.04E-01
-8.04E-01
-8.84E-01
-8.04E-01
-8.04E-01
-8.84E-01
-8.84E-01
-8.84E-01
-9.65E-01
-9.65E-01
-1.13E+00
-9.65E-01
-1.05E+00
-1.05E+00
-1.13E+00
-9.65E-01
-1.05E+00
-1.13E+00
-1.13E+00
-1.13E+00
-1.13E+00
-1.21E+00
-1.21E+00
-1.21E+00
-1.13E+00
-1.29E+00
-1.29E+00
-1.29E+00
-1.29E+00
-1.21E+00
-1.29E+00
-1.29E+00
-1.37E+00
-1.37E+00
-1.37E+00
-1.37E+00
-1.37E+00
-1.45E+00
-1.45E+00
-1.53E+00
-1.45E+00
-1.45E+00
-1.53E+00
-1.61E+00
-1.53E+00
-1.53E+00
-1.53E+00
-1.53E+00
-1.53E+00
-1.61E+00
-1.69E+00
-1.69E+00
-1.61E+00
-1.69E+00
-1.77E+00
-1.77E+00
-1.61E+00
-1.77E+00
-1.69E+00
-1.77E+00
-1.77E+00
-1.85E+00
-1.85E+00
-1.85E+00
-1.85E+00
-1.93E+00
-1.93E+00
-1.85E+00
-1.85E+00
-1.93E+00
-1.93E+00
-1.93E+00
-2.01E+00
-2.01E+00
-2.01E+00
-2.09E+00
-2.01E+00
-2.01E+00
-2.09E+00
-2.09E+00
-2.09E+00
-2.09E+00
-2.09E+00
-2.09E+00
-2.17E+00
-2.17E+00
-2.09E+00
-2.25E+00
-2.17E+00
-2.17E+00
-2.25E+00
-2.17E+00
-2.25E+00
-2.17E+00
-2.25E+00
-2.25E+00
-2.33E+00
-2.25E+00
-2.33E+00
-2.25E+00
-2.41E+00
-2.33E+00
-2.41E+00
-2.41E+00
-2.41E+00
-2.41E+00
-2.41E+00
-2.41E+00
-2.41E+00
-2.49E+00
-2.49E+00
-2.57E+00
-2.49E+00
-2.49E+00
-2.49E+00
-2.57E+00
-2.49E+00
-2.57E+00
-2.57E+00
-2.57E+00
-2.57E+00
-2.57E+00
-2.57E+00
-2.65E+00
-2.57E+00
-2.57E+00
-2.65E+00
-2.65E+00
-2.65E+00
-2.73E+00
-2.57E+00
-2.65E+00
-2.65E+00
-2.65E+00
-2.73E+00
-2.65E+00
-2.65E+00
-2.65E+00
-2.73E+00
-2.81E+00
-2.73E+00
-2.81E+00
-2.81E+00
-2.73E+00
-2.81E+00
-2.81E+00
-2.89E+00
-2.81E+00
-2.73E+00
-2.81E+00
-2.81E+00
-2.73E+00
-2.89E+00
-2.81E+00
-2.81E+00
-2.89E+00
-2.89E+00
-2.89E+00
-2.97E+00
-2.81E+00
-2.97E+00
-2.89E+00
-2.89E+00
-2.89E+00
-2.97E+00
-2.97E+00
-2.97E+00
-2.97E+00
-2.89E+00
-2.97E+00
-2.97E+00
-2.97E+00
-2.89E+00
-2.97E+00
-3.06E+00
-2.89E+00
-2.97E+00
-2.97E+00
-2.97E+00
-2.97E+00
-2.89E+00
-2.97E+00
-2.97E+00
-2.97E+00
-2.97E+00
-3.06E+00
-2.97E+00
-2.97E+00
-2.97E+00
-2.97E+00
-2.97E+00
-2.97E+00
-2.97E+00
-2.97E+00
-2.97E+00
-2.97E+00
-2.97E+00
-2.97E+00
-2.97E+00
-3.06E+00
-2.97E+00
-3.06E+00
-2.97E+00
-2.97E+00
-2.97E+00
-3.06E+00
-3.06E+00
-2.97E+00
-2.97E+00
-3.06E+00
-3.06E+00
-2.97E+00
-2.97E+00
-3.06E+00
-3.06E+00
-3.06E+00
-3.06E+00
-3.14E+00
-3.06E+00
-2.97E+00
-3.06E+00
-2.97E+00
-3.06E+00
-2.97E+00
-2.97E+00
-3.06E+00
-2.97E+00
-3.06E+00
-2.97E+00
-3.06E+00
-2.89E+00
-2.97E+00
-2.97E+00
-3.06E+00
-2.97E+00
-3.06E+00
-2.97E+00
-2.97E+00
-2.97E+00
-2.97E+00
-2.97E+00
-2.97E+00
-2.97E+00
-2.97E+00
-2.97E+00
-2.89E+00
-2.97E+00
-2.97E+00
-2.97E+00
-2.89E+00
-2.97E+00
-2.97E+00
-2.97E+00
-2.89E+00
-2.97E+00
-2.89E+00
-2.89E+00
-2.89E+00
-2.89E+00
-2.89E+00
-2.89E+00
-2.89E+00
-2.89E+00
-2.89E+00
-2.81E+00
-2.89E+00
-2.89E+00
-2.81E+00
-2.89E+00
-2.81E+00
-2.81E+00
-2.73E+00
-2.81E+00
-2.89E+00
-2.73E+00
-2.81E+00
-2.81E+00
-2.81E+00
-2.73E+00
-2.73E+00
-2.73E+00
-2.73E+00
-2.65E+00
-2.73E+00
-2.73E+00
-2.65E+00
-2.65E+00
-2.65E+00
-2.65E+00
-2.57E+00
-2.65E+00
-2.65E+00
-2.65E+00
-2.65E+00
-2.65E+00
-2.65E+00
-2.57E+00
-2.57E+00
-2.49E+00
-2.57E+00
-2.49E+00
-2.57E+00
-2.49E+00
-2.57E+00
-2.57E+00
-2.49E+00
-2.49E+00
-2.49E+00
-2.49E+00
-2.49E+00
-2.41E+00
-2.41E+00
-2.49E+00
-2.33E+00
-2.41E+00
-2.41E+00
-2.33E+00
-2.41E+00
-2.33E+00
-2.33E+00
-2.33E+00
-2.33E+00
-2.33E+00
-2.33E+00
-2.33E+00
-2.25E+00
-2.25E+00
-2.25E+00
-2.25E+00
-2.25E+00
-2.17E+00
-2.17E+00
-2.17E+00
-2.17E+00
-2.25E+00
-2.09E+00
-2.09E+00
-2.17E+00
-2.09E+00
-2.09E+00
-2.01E+00
-2.01E+00
-2.09E+00
-2.01E+00
-2.09E+00
-2.01E+00
-2.01E+00
-2.01E+00
-2.01E+00
-1.93E+00
-1.93E+00
-1.93E+00
-1.93E+00
-1.93E+00
-1.93E+00
-1.85E+00
-1.85E+00
-1.85E+00
-1.77E+00
-1.77E+00
-1.77E+00
-1.69E+00
-1.77E+00
-1.69E+00
-1.69E+00
-1.77E+00
-1.61E+00
-1.61E+00
-1.69E+00
-1.61E+00
-1.61E+00
-1.53E+00
-1.61E+00
-1.53E+00
-1.53E+00
-1.53E+00
-1.53E+00
-1.45E+00
-1.45E+00
-1.45E+00
-1.45E+00
-1.45E+00
-1.45E+00
-1.45E+00
-1.37E+00
-1.37E+00
-1.37E+00
-1.37E+00
-1.29E+00
-1.29E+00
-1.29E+00
-1.21E+00
-1.29E+00
-1.29E+00
-1.29E+00
-1.21E+00
-1.21E+00
-1.29E+00
-1.21E+00
-1.13E+00
-1.05E+00
-1.13E+00
-1.13E+00
-1.05E+00
-1.05E+00
-1.05E+00
-1.05E+00
-9.65E-01
-9.65E-01
-8.84E-01
-9.65E-01
-9.65E-01
-9.65E-01
-8.84E-01
-8.84E-01
-8.84E-01
-8.04E-01
-8.04E-01
-8.04E-01
-7.24E-01
-7.24E-01
-7.24E-01
-6.43E-01
-7.24E-01
-7.24E-01
-7.24E-01
-7.24E-01
-6.43E-01
-6.43E-01
-5.63E-01
-5.63E-01
-5.63E-01
-4.82E-01
-5.63E-01
-4.82E-01
-4.02E-01
-4.82E-01
-4.82E-01
-4.82E-01
-4.82E-01
-4.02E-01
-4.02E-01
-4.02E-01
-3.22E-01
-3.22E-01
-4.02E-01
-2.41E-01
-2.41E-01
-3.22E-01
-2.41E-01
-1.61E-01
-1.61E-01
-1.61E-01
-2.41E-01
-8.04E-02
-8.04E-02
-1.61E-01
-8.04E-02
-8.04E-02
-8.04E-02
0.00E+00
0.00E+00
0.00E+00];

%scatter(x,y,'filled')
%hold on
%scatter(x,y,'filled')
plot(t,x)
hold on
plot(t,y)
grid on
xlabel('Tiempo (s)') 
ylabel('Voltaje (V)')

%xticks([0 0.45 0.5 0.55 0.6 0.65 0.7 0.75 0.8 1])
%xticklabels({'0','0.45','0.5','0.55','0.6','0.65','0.7','0.75','0.8','1'})
yticks([-3 -2 -1 0 1 1.61 2 3])
